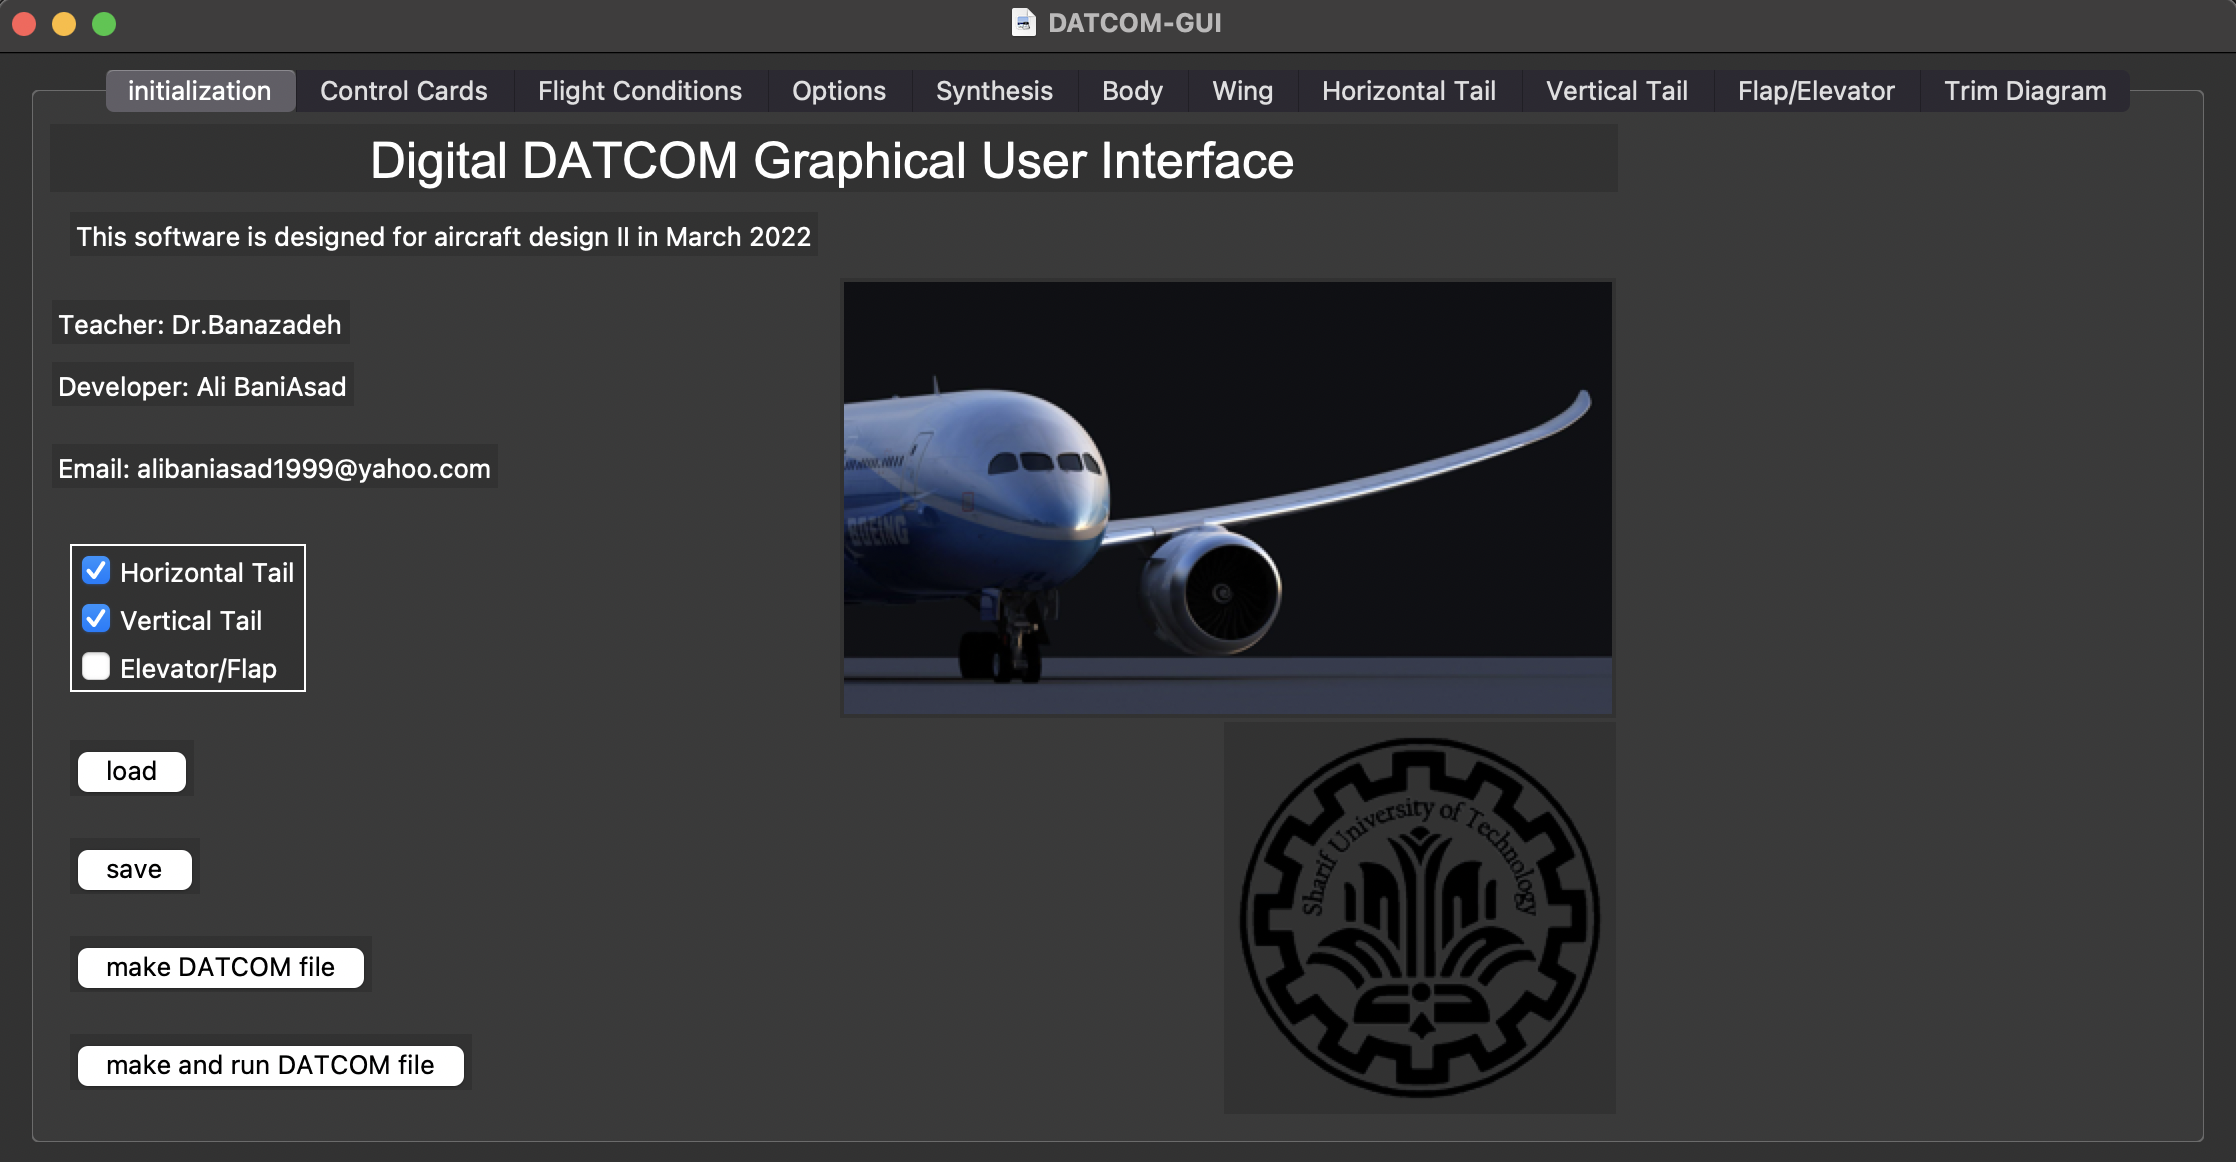

Python code for this plot:
from distutils.ccompiler import gen_lib_options
from ssl import Options
import tkinter as tk
from tkinter import ttk
from tkinter import filedialog as fd
from tkinter import filedialog
from tkinter import messagebox
from matplotlib import cm
from PIL import Image, ImageTk
from matplotlib.backends.backend_tkagg import (
    FigureCanvasTkAgg, NavigationToolbar2Tk)
# Implement the default Matplotlib key bindings.
from matplotlib.backend_bases import key_press_handler
from matplotlib.figure import Figure
import matplotlib.pyplot as plt
import csv
import numpy as np
import os
import time
import subprocess


root = tk.Tk()
root.title("DATCOM-GUI")
# root.iconbitmap("logo.ico")
root.geometry("900x650")
tabControl = ttk.Notebook(root)

# initialization
initialization = ttk.Frame(tabControl)
tabControl.add(initialization,
               text='initialization')
tabControl.pack(expand=1, fill="both")
tk.Label(initialization,
         text="Digital DATCOM Graphical User Interface",
         font=('Arial', 25)).grid(column=1, row=0, columnspan=3, sticky=tk.EW)
main_image = Image.open("B787.jpg")
mian_new_size = main_image.resize((int(1920/5), int(1080/5)))
main_img = ImageTk.PhotoImage(mian_new_size)

main_img_label = tk.Label(initialization, image=main_img)
main_img_label.image = main_image

# Position image
main_img_label.grid(column=3, rowspan=5, row=2, padx=1, pady=1, sticky=tk.E)

tk.Label(initialization, text='This software is designed for aircraft design II in March 2022').grid(column=1, row=1, padx=10, pady=10, sticky=tk.W)
tk.Label(initialization, text='Teacher: Dr.Banazadeh').grid(column=1, row=3, padx=1, pady=1, sticky=tk.W)
tk.Label(initialization, text='Developer: Ali BaniAsad').grid(column=1, row=4, padx=1, pady=1, sticky=tk.W)
tk.Label(initialization, text='Email: alibaniasad1999@yahoo.com').grid(column=1, row=5, padx=1, pady=10, sticky=tk.W)

# part of aircraft
part_of_aircraft = tk.Frame(initialization,
                         highlightbackground="black",
                         highlightthickness=1)
part_of_aircraft.grid(column=0, row=6, columnspan=4, padx=10, pady=10, sticky=tk.W)
horizontal_tail_tobe = tk.IntVar()
horizontal_tail_tobe.set(1)
vertical_tail_tobe = tk.IntVar()
vertical_tail_tobe.set(1)
elevator_tobe = tk.IntVar()
elevator_tobe.set(0)

tk.Checkbutton(part_of_aircraft, text="Horizontal Tail",
               variable=horizontal_tail_tobe).grid(column=0, row=0, sticky=tk.W)

tk.Checkbutton(part_of_aircraft, text="Vertical Tail",
               variable=vertical_tail_tobe).grid(column=0, row=1, sticky=tk.W)

tk.Checkbutton(part_of_aircraft, text="Elevator/Flap",
               variable=elevator_tobe).grid(column=0, row=2, sticky=tk.W)

BAI_image = Image.open("sharif.png")
BAI_new_size = BAI_image.resize((int(768/4), int(769/4)))
BAI_img = ImageTk.PhotoImage(BAI_new_size)

BAI_img_label = tk.Label(initialization, image=BAI_img)
BAI_img_label.image = BAI_image

# Position image
BAI_img_label.grid(column=3, rowspan=5, row=7, padx=1, pady=1, sticky=tk.E)



# control cards
control_cards = ttk.Frame(tabControl)

tabControl.add(control_cards,
               text='Control Cards')
tabControl.pack(expand=1, fill="both")
# Control Cards frames
# Dimensions unit
def setunit():
    global dim_unit_var
    if dim_unit_var.get() == 1:
        tk.Label(flight_condition, text='Imperial').grid(column=3, row=0, padx=10, pady=10, sticky=tk.W)
    else:
        tk.Label(flight_condition, text='Metric   ').grid(column=3, row=0, padx=10, pady=10, sticky=tk.W)
    global der_unit_var
    if der_unit_var.get() == 1:
        tk.Label(flight_condition, text='Degree').grid(column=4, row=0, padx=10, pady=10, sticky=tk.W)
    else:
        tk.Label(flight_condition, text='Radian').grid(column=4, row=0, padx=10, pady=10, sticky=tk.W)

    if dim_unit_var.get() == 1:
        tk.Label(options, text='Imperial').grid(column=3, row=0, padx=10, pady=10, sticky=tk.W)
    else:
        tk.Label(options, text='Metric   ').grid(column=3, row=0, padx=10, pady=10, sticky=tk.W)
    if der_unit_var.get() == 1:
        tk.Label(options, text='Degree').grid(column=4, row=0, padx=10, pady=10, sticky=tk.W)
    else:
        tk.Label(options, text='Radian').grid(column=4, row=0, padx=10, pady=10, sticky=tk.W)
    
    if dim_unit_var.get() == 1:
        tk.Label(synthesis, text='Imperial').grid(column=3, row=0, padx=10, pady=10, sticky=tk.W)
    else:
        tk.Label(synthesis, text='Metric   ').grid(column=3, row=0, padx=10, pady=10, sticky=tk.W)
    if der_unit_var.get() == 1:
        tk.Label(synthesis, text='Degree').grid(column=4, row=0, padx=10, pady=10, sticky=tk.W)
    else:
        tk.Label(synthesis, text='Radian').grid(column=4, row=0, padx=10, pady=10, sticky=tk.W)
    
    if dim_unit_var.get() == 1:
        tk.Label(body, text='Imperial').grid(column=4, row=0, padx=10, pady=10, sticky=tk.W)
    else:
        tk.Label(body, text='Metric   ').grid(column=4, row=0, padx=10, pady=10, sticky=tk.W)
    if der_unit_var.get() == 1:
        tk.Label(body, text='Degree').grid(column=5, row=0, padx=10, pady=10, sticky=tk.W)
    else:
        tk.Label(body, text='Radian').grid(column=5, row=0, padx=10, pady=10, sticky=tk.W)

    if dim_unit_var.get() == 1:
        tk.Label(wing, text='Imperial').grid(column=4, row=0, padx=10, pady=10, sticky=tk.W)
    else:
        tk.Label(wing, text='Metric   ').grid(column=4, row=0, padx=10, pady=10, sticky=tk.W)
    if der_unit_var.get() == 1:
        tk.Label(wing, text='Degree').grid(column=5, row=0, padx=10, pady=10, sticky=tk.W)
    else:
        tk.Label(wing, text='Radian').grid(column=5, row=0, padx=10, pady=10, sticky=tk.W)

    if dim_unit_var.get() == 1:
        tk.Label(horizontal_tail, text='Imperial').grid(column=4, row=0, padx=10, pady=10, sticky=tk.W)
    else:
        tk.Label(horizontal_tail, text='Metric   ').grid(column=4, row=0, padx=10, pady=10, sticky=tk.W)
    if der_unit_var.get() == 1:
        tk.Label(horizontal_tail, text='Degree').grid(column=5, row=0, padx=10, pady=10, sticky=tk.W)
    else:
        tk.Label(horizontal_tail, text='Radian').grid(column=5, row=0, padx=10, pady=10, sticky=tk.W)
    
    if dim_unit_var.get() == 1:
        tk.Label(vertical_tail, text='Imperial').grid(column=4, row=0, padx=10, pady=10, sticky=tk.W)
    else:
        tk.Label(vertical_tail, text='Metric   ').grid(column=4, row=0, padx=10, pady=10, sticky=tk.W)
    if der_unit_var.get() == 1:
        tk.Label(vertical_tail, text='Degree').grid(column=5, row=0, padx=10, pady=10, sticky=tk.W)
    else:
        tk.Label(vertical_tail, text='Radian').grid(column=5, row=0, padx=10, pady=10, sticky=tk.W)

Dimensions = tk.Frame(control_cards,
                      highlightbackground="black",
                      highlightthickness=1)
Dimensions.grid(column=0, row=1, padx=10, pady=10, sticky=tk.W)
ttk.Label(Dimensions, text="Dimensions Unit:").grid(column=0, row=0, columnspan=2, sticky=tk.N)
dim_unit_var = tk.IntVar()
dim_unit_var.set(1)
tk.Radiobutton(Dimensions, text="Imperial", padx=20, variable=dim_unit_var, value=1, command=setunit).grid(column=0, row=1, sticky=tk.W)
tk.Radiobutton(Dimensions, text="Metric ", padx=20, variable=dim_unit_var, value=2, command=setunit).grid(column=0, row=2, sticky=tk.W)

# Derivations unit
Derivations = tk.Frame(control_cards,
                       highlightbackground="black",
                       highlightthickness=1)
Derivations.grid(column=1, row=1, padx=10, pady=10, sticky=tk.W)
ttk.Label(Derivations, text="Derivations Unit:").grid(column=0, row=0, columnspan=2, sticky=tk.N)
der_unit_var = tk.IntVar()
der_unit_var.set(1)
tk.Radiobutton(Derivations, text="Degree", padx=20, variable=der_unit_var, value=1, command=setunit).grid(column=0, row=1, sticky=tk.W)
tk.Radiobutton(Derivations, text="Radian", padx=20, variable=der_unit_var, value=2, command=setunit).grid(column=0, row=2, sticky=tk.W)
unit_image = Image.open("units.png")
unit_new_size = unit_image.resize((int(2330/5), int(977/5)))
unit_img = ImageTk.PhotoImage(unit_new_size)

unit_img_label = tk.Label(control_cards, image=unit_img)
unit_img_label.image = unit_image

# Position image
unit_img_label.grid(column=0, columnspan=3, row=3, padx=1, pady=1, sticky=tk.E)

# Other Options
Other_options = tk.Frame(control_cards,
                         highlightbackground="black",
                         highlightthickness=1)
Other_options.grid(column=0, row=2, columnspan=4, padx=10, pady=10, sticky=tk.W)
dyn_der_var = tk.IntVar()
dyn_der_var.set(1)
part_var = tk.IntVar()
part_var.set(0)
build_var = tk.IntVar()
build_var.set(0)
tk.Checkbutton(Other_options, text="Dynamic Derivation(Advice: make it on)",
               variable=dyn_der_var).grid(column=0, row=0, sticky=tk.W)

tk.Checkbutton(Other_options, text="Part Module",
               variable=part_var).grid(column=0, row=1, sticky=tk.W)
tk.Checkbutton(Other_options, text="Build Module",
               variable=build_var).grid(column=0, row=2, sticky=tk.W)



# sharif = Image.open("sharif.png")
# new_size_sharif = sharif.resize((int(768*0.25), int(769*0.25)))
# sharif_img = ImageTk.PhotoImage(new_size_sharif)

# sharif_label = tk.Label(control_cards, image=sharif_img)
# sharif_label.image = sharif_img
# sharif_label.grid(column=20, columnspan=10, rowspan=30, row=5, padx=1, pady=1, sticky=tk.W)


# Flight Conditions frames
flight_condition = ttk.Frame(tabControl)

tabControl.add(flight_condition,
               text='Flight Conditions')
tabControl.pack(expand=1, fill="both")
tk.Label(flight_condition, text="Take Off Weight").grid(column=0, row=0, padx=10, pady=10)
take_off_weight = tk.Entry(flight_condition)
take_off_weight.grid(column=1, row=0, padx=0, pady=10, sticky=tk.W)

# Mach
mach_number = tk.Frame(flight_condition,
                       highlightbackground="black",
                       highlightthickness=1)
mach_number.grid(column=0, row=1, columnspan=2, padx=10, pady=10, sticky=tk.W)
tk.Label(mach_number, text="Minimum Mach Number").grid(column=0, row=0, padx=10, pady=10, sticky=tk.W)
min_mach = tk.Entry(mach_number)
min_mach.grid(column=1, row=0, padx=10, pady=10, sticky=tk.E)
tk.Label(mach_number, text="Maximum Mach Number").grid(column=0, row=1, padx=10, pady=10, sticky=tk.W)
max_mach = tk.Entry(mach_number)
max_mach.grid(column=1, row=1, padx=10, pady=10, sticky=tk.E)
tk.Label(mach_number, text="Number of Mach number (max = 20)").grid(column=0, row=2, padx=10, pady=10, sticky=tk.W)
num_mach = tk.Entry(mach_number)
num_mach.grid(column=1, row=2, padx=10, pady=10, sticky=tk.E)

# Altitude
altitude = tk.Frame(flight_condition,
                    highlightbackground="black",
                    highlightthickness=1)
altitude.grid(column=3, row=1, columnspan=2, padx=10, pady=10, sticky=tk.EW)
tk.Label(altitude, text="Minimum Altitude").grid(column=0, row=0, padx=10, pady=10, sticky=tk.W)
min_alt = tk.Entry(altitude)
min_alt.grid(column=1, row=0, padx=10, pady=10, sticky=tk.E)
tk.Label(altitude, text="Maximum Altitude").grid(column=0, row=1, padx=10, pady=10, sticky=tk.W)
max_alt = tk.Entry(altitude)
max_alt.grid(column=1, row=1, padx=10, pady=10, sticky=tk.E)
tk.Label(altitude, text="Number of Altitude (max = 20)").grid(column=0, row=2, padx=10, pady=10, sticky=tk.W)
num_alt = tk.Entry(altitude)
num_alt.grid(column=1, row=2, padx=10, pady=10, sticky=tk.E)


# Angle of attacl
angle = tk.Frame(flight_condition,
                 highlightbackground="black",
                 highlightthickness=1)
angle.grid(column=0, row=2, columnspan=2, padx=10, pady=10, sticky=tk.EW)
tk.Label(angle, text="Minimum AOA").grid(column=0, row=0, padx=38, pady=10, sticky=tk.W)
min_ang = tk.Entry(angle)
min_ang.grid(column=1, row=0, padx=0, pady=10, sticky=tk.E)
tk.Label(angle, text="Maximum AOA").grid(column=0, row=1, padx=38, pady=10, sticky=tk.W)
max_ang = tk.Entry(angle)
max_ang.grid(column=1, row=1, padx=0, pady=10, sticky=tk.E)
tk.Label(angle, text="Number of AOA (max = 20)").grid(column=0, row=2, padx=38, pady=10, sticky=tk.W)
num_ang = tk.Entry(angle)
num_ang.grid(column=1, row=2, padx=0, pady=10, sticky=tk.E)

# program looping control
looping = tk.Frame(flight_condition,
                   highlightbackground="black",
                   highlightthickness=1)
looping.grid(column=3, row=2, columnspan=2, padx=10, pady=10, sticky=tk.NSEW)
ttk.Label(looping, text="Program Looping Control").grid(column=0, row=0, columnspan=2, sticky=tk.E, pady=10)
looping_var = tk.IntVar()
looping_var.set(1)
tk.Radiobutton(looping, text="Vary Altitude and Mach together", padx=40,
               variable=looping_var, value=1).grid(column=0, row=1, sticky=tk.W)
tk.Radiobutton(looping, text="Vary Mach at fixed Altitude", padx=40,
               variable=looping_var, value=2).grid(column=0, row=2, sticky=tk.W)
tk.Radiobutton(looping, text="Vary Altitude at fixed Mach", padx=40,
               variable=looping_var, value=3).grid(column=0, row=3, sticky=tk.W)

# ground Effect
ground_effect = tk.Frame(flight_condition,
                 highlightbackground="black",
                 highlightthickness=1)
ground_effect.grid(column=0, row=3, columnspan=2, padx=10, pady=10, sticky=tk.EW)
tk.Label(ground_effect, text="Minimum height").grid(column=0, row=1, padx=38, pady=10, sticky=tk.W)
min_ge_height = tk.Entry(ground_effect)
min_ge_height.grid(column=1, row=1, padx=0, pady=10, sticky=tk.E)
tk.Label(ground_effect, text="Maximum height").grid(column=0, row=2, padx=38, pady=10, sticky=tk.W)
max_ge_height = tk.Entry(ground_effect)
max_ge_height.grid(column=1, row=2, padx=0, pady=10, sticky=tk.E)
tk.Label(ground_effect, text="Number of height (max = 20)").grid(column=0, row=3, padx=38, pady=10, sticky=tk.W)
num_ge_height = tk.Entry(ground_effect)
num_ge_height.grid(column=1, row=3, padx=0, pady=10, sticky=tk.E)
ground_effect_tobe = tk.IntVar()
ground_effect_tobe.set(0)
tk.Checkbutton(ground_effect, text="Ground Effect",
               variable=ground_effect_tobe).grid(column=0, row=0, sticky=tk.W)
# options
options = ttk.Frame(tabControl)

tabControl.add(options,
               text='Options')
tk.Label(options, text="Reference Area").grid(column=0, row=0, padx=10, pady=10)
reference_area = tk.Entry(options)
reference_area.grid(column=1, row=0, padx=0, pady=10, sticky=tk.W)

tk.Label(options, text="Mean Aerodynamic Chord").grid(column=0, row=1, padx=10, pady=10)
mean_aerodynamic_chord = tk.Entry(options)
mean_aerodynamic_chord.grid(column=1, row=1, padx=0, pady=10, sticky=tk.W)

tk.Label(options, text="Wing Span").grid(column=0, row=2, padx=10, pady=10)
wing_span = tk.Entry(options)
wing_span.grid(column=1, row=2, padx=0, pady=10, sticky=tk.W)

tk.Label(options, text="Surface Roughness").grid(column=0, row=3, padx=10, pady=10)
surface_roughness = tk.Entry(options)
surface_roughness.grid(column=1, row=3, padx=0, pady=10, sticky=tk.W)

roughness = Image.open("roughness.png")
new_size = roughness.resize((int(396*1.5), int(166*1.5)))
roughness_img = ImageTk.PhotoImage(new_size)

roughness_label = tk.Label(options, image=roughness_img)
roughness_label.image = roughness_img

# Position image
roughness_label.grid(column=0, columnspan=3, row=5, padx=1, pady=1)
# Synthesis
synthesis = ttk.Frame(tabControl)

tabControl.add(synthesis,
               text='Synthesis')
tabControl.pack(expand=1, fill="both")

tk.Label(synthesis, text="XCG").grid(column=0, row=0, padx=10, pady=10)
XCG = tk.Entry(synthesis)
XCG.grid(column=1, row=0, padx=0, pady=10, sticky=tk.W)
tk.Label(synthesis, text="Longitudinal Location of CG").grid(column=2, row=0, padx=10, pady=10, sticky=tk.W)

tk.Label(synthesis, text="ZCG").grid(column=0, row=1, padx=10, pady=10)
ZCG = tk.Entry(synthesis)
ZCG.grid(column=1, row=1, padx=0, pady=10, sticky=tk.W)
tk.Label(synthesis, text="Vertical Location of CG relative to reference plane").grid(
    column=2, row=1, padx=10, pady=10, sticky=tk.W)

tk.Label(synthesis, text="XW").grid(column=0, row=2, padx=10, pady=10)
XW = tk.Entry(synthesis)
XW.grid(column=1, row=2, padx=0, pady=10, sticky=tk.W)
tk.Label(synthesis, text="Longitudinal Location of theoretical wing Apex").grid(
    column=2, row=2, padx=10, pady=10, sticky=tk.W)

tk.Label(synthesis, text="ZW").grid(column=0, row=3, padx=10, pady=10)
ZW = tk.Entry(synthesis)
ZW.grid(column=1, row=3, padx=0, pady=10, sticky=tk.W)
tk.Label(synthesis, text="Vertical Location of theoretical wing Apex relative to reference plane").grid(
    column=2, row=3, padx=10, pady=10, sticky=tk.W)

tk.Label(synthesis, text="ALIW").grid(column=0, row=4, padx=10, pady=10)
ALIW = tk.Entry(synthesis)
ALIW.grid(column=1, row=4, padx=0, pady=10, sticky=tk.W)
tk.Label(synthesis, text="Wing root chord incidence angle measured from reference plane").grid(
    column=2, row=4, padx=10, pady=10, sticky=tk.W)

tk.Label(synthesis, text="ALIH").grid(column=0, row=5, padx=10, pady=10)
ALIH = tk.Entry(synthesis)
ALIH.grid(column=1, row=5, padx=0, pady=10, sticky=tk.W)
tk.Label(synthesis, text="Horizontal tail root chord incidence angle measured from reference plane").grid(
    column=2, row=5, padx=10, pady=10, sticky=tk.W)

tk.Label(synthesis, text="XH").grid(column=0, row=6, padx=10, pady=10)
XH = tk.Entry(synthesis)
XH.grid(column=1, row=6, padx=0, pady=10, sticky=tk.W)
tk.Label(synthesis, text="Longitudinal Location of theoretical horizontal tail Apex").grid(
    column=2, row=6, padx=10, pady=10, sticky=tk.W)

tk.Label(synthesis, text="ZH").grid(column=0, row=7, padx=10, pady=10)
ZH = tk.Entry(synthesis)
ZH.grid(column=1, row=7, padx=0, pady=10, sticky=tk.W)
tk.Label(synthesis, text="Vertical Location of theoretical horizontal tail Apex relative to reference plane").grid(
    column=2, row=7, padx=10, pady=10, sticky=tk.W)

tk.Label(synthesis, text="XV").grid(column=0, row=8, padx=10, pady=10)
XV = tk.Entry(synthesis)
XV.grid(column=1, row=8, padx=0, pady=10, sticky=tk.W)
tk.Label(synthesis, text="Longitudinal Location of theoretical vertical tail Apex").grid(
    column=2, row=8, padx=10, pady=10, sticky=tk.W)

tk.Label(synthesis, text="ZV").grid(column=0, row=9, padx=10, pady=10)
ZV = tk.Entry(synthesis)
ZV.grid(column=1, row=9, padx=0, pady=10, sticky=tk.W)
tk.Label(synthesis, text="Vertical Location of theoretical vertical tail Apex").grid(
    column=2, row=9, padx=10, pady=10, sticky=tk.W)

# vertup_frame = tk.Frame(synthesis,
# 				highlightbackground="black",
# 				highlightthickness=1)
# vertup_frame.grid(column=3, row=0, padx=10, pady=10, rowspan=2, columnspan=2, sticky=tk.EW)
# tk.Label(vertup_frame, text="Vertical plane above ref plane").grid(column=0, row=0)
# vertup = tk.StringVar()
# vertup.set(".TRUE.")
# tk.Radiobutton(vertup_frame, text="True", padx=20,
# 			   variable=vertup, value=".TRUE.").grid(column=0, row=1, sticky=tk.W)
# tk.Radiobutton(vertup_frame, text="False", padx=20,
# 			   variable=vertup, value=".FALSE.").grid(column=0, row=2, sticky=tk.W)
#
tk.Label(synthesis, text="Scale Factor").grid(column=0, row=10, padx=10, pady=10)
SCALE = tk.Entry(synthesis)
SCALE.grid(column=1, row=10, padx=0, pady=10, sticky=tk.EW)
tk.Label(synthesis, text="The program will use the scale factor to scale the input data to model dimensions").grid(
    column=2, row=10, padx=10, pady=10, sticky=tk.W)

# Body
body = ttk.Frame(tabControl)
tabControl.add(body,
               text='Body')
body_nose = tk.Frame(body,
                           highlightbackground="black",
                           highlightthickness=1)
body_nose.grid(column=0, row=0, padx=10, pady=10, rowspan=2, columnspan=2, sticky=tk.EW)
tk.Label(body_nose, text="Nose Type").grid(column=0, row=0)

body_nose_type = tk.IntVar()
body_nose_type.set(1)
tk.Radiobutton(body_nose, text="Conical Nose", padx=20,
               variable=body_nose_type, value=1).grid(column=0, row=1, sticky=tk.W)
tk.Radiobutton(body_nose, text="Ogive Nose", padx=20,
               variable=body_nose_type, value=2).grid(column=0, row=2, sticky=tk.W)

nose_len = tk.Entry(body)
nose_len.grid(column=1, row=2, padx=0, pady=10, sticky=tk.W)
tk.Label(body, text="Length of nose").grid(
    column=0, row=2, padx=10, pady=10, sticky=tk.W)

body_tail = tk.Frame(body,
                           highlightbackground="black",
                           highlightthickness=1)
body_tail.grid(column=0, row=3, padx=10, pady=10, rowspan=2, columnspan=2, sticky=tk.EW)
tk.Label(body_tail, text="Tail Type").grid(column=0, row=0)

body_tail_type = tk.IntVar()
body_tail_type.set(1)
tk.Radiobutton(body_tail, text="Conical Tail", padx=20,
               variable=body_tail_type, value=1).grid(column=0, row=1, sticky=tk.W)
tk.Radiobutton(body_tail, text="Ogive Tail", padx=20,
               variable=body_tail_type, value=2).grid(column=0, row=2, sticky=tk.W)


cylindrical_after_body_len = tk.Entry(body)
cylindrical_after_body_len.grid(column=1, row=5, padx=0, pady=10, sticky=tk.W)
tk.Label(body, text="Length of cylindrical after body").grid(
    column=0, row=5, padx=10, pady=10, sticky=tk.W)

body_type_frame = tk.Frame(body,
                           highlightbackground="black",
                           highlightthickness=1)
body_type_frame.grid(column=0, row=10, padx=10, pady=10, rowspan=2, columnspan=2, sticky=tk.EW)
tk.Label(body_type_frame, text="Body Type").grid(column=0, row=0)
body_type = tk.IntVar()
body_type.set(3)
tk.Radiobutton(body_type_frame, text="straight wing, no area rule", padx=20,
               variable=body_type, value=1).grid(column=0, row=1, sticky=tk.W)
tk.Radiobutton(body_type_frame, text="swept wing, no area rule", padx=20,
               variable=body_type, value=2).grid(column=0, row=2, sticky=tk.W)
tk.Radiobutton(body_type_frame, text="swept wing, area rule", padx=20,
               variable=body_type, value=3).grid(column=0, row=3, sticky=tk.W)

body_method_frame = tk.Frame(body,
                           highlightbackground="black",
                           highlightthickness=1)
body_method_frame.grid(column=2, row=0, padx=10, pady=10, rowspan=2, columnspan=2, sticky=tk.NSEW)
tk.Label(body_method_frame, text="Body Method").grid(column=0, row=0)
body_method = tk.IntVar()
body_method.set(2)
tk.Radiobutton(body_method_frame, text="use exiting methods", padx=20,
               variable=body_method, value=1).grid(column=0, row=1, sticky=tk.W)
tk.Radiobutton(body_method_frame, text="use jorgensen methon", padx=20,
               variable=body_method, value=2).grid(column=0, row=2, sticky=tk.W)

# body CSV
body_CSV = tk.Frame(body,
                           highlightbackground="black",
                           highlightthickness=1)
body_CSV.grid(column=2, row=2, padx=10, pady=10, rowspan=10, columnspan=2, sticky=tk.EW)
tk.Label(body_CSV, text="Insert your data to Body.csv (max = 20)\n first insert variable then your aircraft data\nVariables:\nX : Array of longitudinal Distance\nZU: Upper body\nZL:Lower body\nR: Section Equivalent Radius\nS: Section Area\nP:Section Periphery\n from R, S and P at least one is required and maximum two\nsample:\nX,1,2,3,4,5").grid(column=0, row=0, padx=10, pady=10, sticky=tk.W)


# Wing
wing = ttk.Frame(tabControl)

tabControl.add(wing,
               text='Wing')
# tabControl.pack(expand=1, fill="both")
tk.Label(wing, text="CHRDTP").grid(column=0, row=0, padx=10, pady=10)

WCHRDTP = tk.Entry(wing)
WCHRDTP.grid(column=1, row=0, padx=0, pady=10, sticky=tk.W)
tk.Label(wing, text="Chord at the Tip").grid(
    column=2, row=0, padx=10, pady=10, sticky=tk.W)

tk.Label(wing, text="CHRDR").grid(column=0, row=1, padx=10, pady=10)
WCHRDR = tk.Entry(wing)
WCHRDR.grid(column=1, row=1, padx=0, pady=10, sticky=tk.W)
tk.Label(wing, text="Chord at the Root").grid(
    column=2, row=1, padx=10, pady=10, sticky=tk.W)

tk.Label(wing, text="SSPNE").grid(column=0, row=2, padx=10, pady=10)
WSSPNE = tk.Entry(wing)
WSSPNE.grid(column=1, row=2, padx=0, pady=10, sticky=tk.W)
tk.Label(wing, text="Semi Span (Exposed)").grid(
    column=2, row=2, padx=10, pady=10, sticky=tk.W)

tk.Label(wing, text="SSPN").grid(column=0, row=3, padx=10, pady=10)
WSSPN = tk.Entry(wing)
WSSPN.grid(column=1, row=3, padx=0, pady=10, sticky=tk.W)
tk.Label(wing, text="Semi Span (Theoretical)").grid(
    column=2, row=3, padx=10, pady=10, sticky=tk.W)

tk.Label(wing, text="SAVSI").grid(column=0, row=4, padx=10, pady=10)
WSAVSI = tk.Entry(wing)
WSAVSI.grid(column=1, row=4, padx=0, pady=10, sticky=tk.W)
tk.Label(wing, text="Sweep Angle").grid(
    column=2, row=4, padx=10, pady=10, sticky=tk.W)

tk.Label(wing, text="CHSTAT").grid(column=0, row=5, padx=10, pady=10)
WCHSTAT = tk.Entry(wing)
WCHSTAT.grid(column=1, row=5, padx=0, pady=10, sticky=tk.W)
tk.Label(wing, text="Reference chord station for inboard and outboard panel sweep angles, fraction of chord ").grid(
    column=2, row=5, padx=10, pady=10, sticky=tk.W)

tk.Label(wing, text="TWISTA").grid(column=0, row=6, padx=10, pady=10)
WTWISTA = tk.Entry(wing)
WTWISTA.grid(column=1, row=6, padx=0, pady=10, sticky=tk.W)
tk.Label(wing, text="Twist angle (negative L.E rotated down) ").grid(
    column=2, row=6, padx=10, pady=10, sticky=tk.W)

tk.Label(wing, text="DHDADI").grid(column=0, row=7, padx=10, pady=10)
WDHDADI = tk.Entry(wing)
WDHDADI.grid(column=1, row=7, padx=0, pady=10, sticky=tk.W)
tk.Label(wing, text="Dihedral Angle").grid(
    column=2, row=7, padx=10, pady=10, sticky=tk.W)

wing_type_frame = tk.Frame(wing,
                           highlightbackground="black",
                           highlightthickness=1)
wing_type_frame.grid(column=0, row=8, padx=10, pady=10, rowspan=2, columnspan=2, sticky=tk.EW)
tk.Label(wing_type_frame, text="Wing Type").grid(column=0, row=0)
wing_type = tk.IntVar()
wing_type.set(1)
tk.Radiobutton(wing_type_frame, text="straight tapered platform", padx=20,
               variable=wing_type, value=1).grid(column=0, row=1, sticky=tk.W)
tk.Radiobutton(wing_type_frame, text="double delta platform AR<3", padx=20,
               variable=wing_type, value=2).grid(column=0, row=2, sticky=tk.W)
tk.Radiobutton(wing_type_frame, text="Cranked platform AR>3", padx=20,
               variable=wing_type, value=3).grid(column=0, row=3, sticky=tk.W)

# Horizontal Tail
horizontal_tail = ttk.Frame(tabControl)

tabControl.add(horizontal_tail,
               text='Horizontal Tail')
tabControl.pack(expand=1, fill="both")

tk.Label(horizontal_tail, text="CHRDTP").grid(column=0, row=0, padx=10, pady=10)

HCHRDTP = tk.Entry(horizontal_tail)
HCHRDTP.grid(column=1, row=0, padx=0, pady=10, sticky=tk.W)
tk.Label(horizontal_tail, text="Chord at the Tip").grid(
    column=2, row=0, padx=10, pady=10, sticky=tk.W)

tk.Label(horizontal_tail, text="CHRDR").grid(column=0, row=1, padx=10, pady=10)
HCHRDR = tk.Entry(horizontal_tail)
HCHRDR.grid(column=1, row=1, padx=0, pady=10, sticky=tk.W)
tk.Label(horizontal_tail, text="Chord at the Root").grid(
    column=2, row=1, padx=10, pady=10, sticky=tk.W)

tk.Label(horizontal_tail, text="SSPNE").grid(column=0, row=2, padx=10, pady=10)
HSSPNE = tk.Entry(horizontal_tail)
HSSPNE.grid(column=1, row=2, padx=0, pady=10, sticky=tk.W)
tk.Label(horizontal_tail, text="Semi Span (Exposed)").grid(
    column=2, row=2, padx=10, pady=10, sticky=tk.W)

tk.Label(horizontal_tail, text="SSPN").grid(column=0, row=3, padx=10, pady=10)
HSSPN = tk.Entry(horizontal_tail)
HSSPN.grid(column=1, row=3, padx=0, pady=10, sticky=tk.W)
tk.Label(horizontal_tail, text="Semi Span (Theoretical)").grid(
    column=2, row=3, padx=10, pady=10, sticky=tk.W)

tk.Label(horizontal_tail, text="SAVSI").grid(column=0, row=4, padx=10, pady=10)
HSAVSI = tk.Entry(horizontal_tail)
HSAVSI.grid(column=1, row=4, padx=0, pady=10, sticky=tk.W)
tk.Label(horizontal_tail, text="Sweep Angle").grid(
    column=2, row=4, padx=10, pady=10, sticky=tk.W)

tk.Label(horizontal_tail, text="CHSTAT").grid(column=0, row=5, padx=10, pady=10)
HCHSTAT = tk.Entry(horizontal_tail)
HCHSTAT.grid(column=1, row=5, padx=0, pady=10, sticky=tk.W)
tk.Label(horizontal_tail,
         text="Reference chord station for inboard and outboard panel sweep angles, fraction of chord ").grid(
    column=2, row=5, padx=10, pady=10, columnspan=2, sticky=tk.W)

tk.Label(horizontal_tail, text="TWISTA").grid(column=0, row=6, padx=10, pady=10)
HTWISTA = tk.Entry(horizontal_tail)
HTWISTA.grid(column=1, row=6, padx=0, pady=10, sticky=tk.W)
tk.Label(horizontal_tail, text="Twist angle (negative L.E rotated down) ").grid(
    column=2, row=6, padx=10, pady=10, sticky=tk.W)

tk.Label(horizontal_tail, text="DHDADI").grid(column=0, row=7, padx=10, pady=10)
HDHDADI = tk.Entry(horizontal_tail)
HDHDADI.grid(column=1, row=7, padx=0, pady=10, sticky=tk.W)
tk.Label(horizontal_tail, text="Dihedral Angle").grid(
    column=2, row=7, padx=10, pady=10, sticky=tk.W)

tk.Label(horizontal_tail, text="Airfoil").grid(column=0, row=8, padx=10, pady=10)
Hairfoil = tk.Entry(horizontal_tail)
Hairfoil.grid(column=1, row=8, padx=0, pady=10, sticky=tk.W)
tk.Label(horizontal_tail, text="Write airfoil name like: \"NACA-H-4-0012\"").grid(
    column=2, row=8, padx=10, pady=10, sticky=tk.W)

horizontal_tail_type_frame = tk.Frame(horizontal_tail,
                                      highlightbackground="black",
                                      highlightthickness=1)
horizontal_tail_type_frame.grid(column=3, row=8, padx=10, pady=10, rowspan=2, columnspan=2, sticky=tk.EW)
tk.Label(horizontal_tail_type_frame, text="Horizontal Tail Type").grid(column=0, row=0)
horizontal_tail_type = tk.IntVar()
horizontal_tail_type.set(1)
tk.Radiobutton(horizontal_tail_type_frame, text="straight tapered platform", padx=20,
               variable=horizontal_tail_type, value=1).grid(column=0, row=1, sticky=tk.W)
tk.Radiobutton(horizontal_tail_type_frame, text="double delta platform AR<3", padx=20,
               variable=horizontal_tail_type, value=2).grid(column=0, row=2, sticky=tk.W)
tk.Radiobutton(horizontal_tail_type_frame, text="Cranked platform AR>3", padx=20,
               variable=horizontal_tail_type, value=3).grid(column=0, row=3, sticky=tk.W)

# Vertical Tail
vertical_tail = ttk.Frame(tabControl)

tabControl.add(vertical_tail,
               text='Vertical Tail')
# tabControl.pack(expand=1, fill="both")

tk.Label(vertical_tail, text="CHRDTP").grid(column=0, row=0, padx=10, pady=10)
VCHRDTP = tk.Entry(vertical_tail)
VCHRDTP.grid(column=1, row=0, padx=0, pady=10, sticky=tk.W)
tk.Label(vertical_tail, text="Chord at the Tip").grid(
    column=2, row=0, padx=10, pady=10, sticky=tk.W)

tk.Label(vertical_tail, text="CHRDR").grid(column=0, row=1, padx=10, pady=10)
VCHRDR = tk.Entry(vertical_tail)
VCHRDR.grid(column=1, row=1, padx=0, pady=10, sticky=tk.W)
tk.Label(vertical_tail, text="Chord at the Root").grid(
    column=2, row=1, padx=10, pady=10, sticky=tk.W)

tk.Label(vertical_tail, text="SSPNE").grid(column=0, row=2, padx=10, pady=10)
VSSPNE = tk.Entry(vertical_tail)
VSSPNE.grid(column=1, row=2, padx=0, pady=10, sticky=tk.W)
tk.Label(vertical_tail, text="Semi Span (Exposed)").grid(
    column=2, row=2, padx=10, pady=10, sticky=tk.W)

tk.Label(vertical_tail, text="SSPN").grid(column=0, row=3, padx=10, pady=10)
VSSPN = tk.Entry(vertical_tail)
VSSPN.grid(column=1, row=3, padx=0, pady=10, sticky=tk.W)
tk.Label(vertical_tail, text="Semi Span (Theoretical)").grid(
    column=2, row=3, padx=10, pady=10, sticky=tk.W)

tk.Label(vertical_tail, text="SAVSI").grid(column=0, row=4, padx=10, pady=10)
VSAVSI = tk.Entry(vertical_tail)
VSAVSI.grid(column=1, row=4, padx=0, pady=10, sticky=tk.W)
tk.Label(vertical_tail, text="Sweep Angle").grid(
    column=2, row=4, padx=10, pady=10, sticky=tk.W)

tk.Label(vertical_tail, text="CHSTAT").grid(column=0, row=5, padx=10, pady=10)
VCHSTAT = tk.Entry(vertical_tail)
VCHSTAT.grid(column=1, row=5, padx=0, pady=10, sticky=tk.W)
tk.Label(vertical_tail,
         text="Reference chord station for inboard and outboard panel sweep angles, fraction of chord ").grid(
    column=2, row=5, padx=10, pady=10, columnspan=2, sticky=tk.W)

tk.Label(vertical_tail, text="TWISTA").grid(column=0, row=6, padx=10, pady=10)
VTWISTA = tk.Entry(vertical_tail)
VTWISTA.grid(column=1, row=6, padx=0, pady=10, sticky=tk.W)
tk.Label(vertical_tail, text="Twist angle (negative L.E rotated down) ").grid(
    column=2, row=6, padx=10, pady=10, sticky=tk.W)

tk.Label(vertical_tail, text="DHDADI").grid(column=0, row=7, padx=10, pady=10)
VDHDADI = tk.Entry(vertical_tail)
VDHDADI.grid(column=1, row=7, padx=0, pady=10, sticky=tk.W)
tk.Label(vertical_tail, text="Dihedral Angle").grid(
    column=2, row=7, padx=10, pady=10, sticky=tk.W)

tk.Label(vertical_tail, text="Airfoil").grid(column=0, row=8, padx=10, pady=10)
Vairfoil = tk.Entry(vertical_tail)
Vairfoil.grid(column=1, row=8, padx=0, pady=10, sticky=tk.W)
tk.Label(vertical_tail, text="Write airfoil name like: \"NACA-V-4-0012\"").grid(
    column=2, row=8, padx=10, pady=10, sticky=tk.W)

vertical_tail_type_frame = tk.Frame(vertical_tail,
                                    highlightbackground="black",
                                    highlightthickness=1)
vertical_tail_type_frame.grid(column=3, row=8, padx=10, pady=10, rowspan=2, columnspan=2, sticky=tk.W)
tk.Label(vertical_tail_type_frame, text="Vertical Tail Type").grid(column=0, row=0)

vertical_tail_type = tk.IntVar()
vertical_tail_type.set(1)
tk.Radiobutton(vertical_tail_type_frame, text="straight tapered platform", padx=20,
               variable=vertical_tail_type, value=1).grid(column=0, row=1, sticky=tk.W)
tk.Radiobutton(vertical_tail_type_frame, text="double delta platform AR<3", padx=20,
               variable=vertical_tail_type, value=2).grid(column=0, row=2, sticky=tk.W)
tk.Radiobutton(vertical_tail_type_frame, text="Cranked platform AR>3", padx=20,
               variable=vertical_tail_type, value=3).grid(column=0, row=3, sticky=tk.W)


# elevator 
# with tail flap work as elevator
elevator = ttk.Frame(tabControl)
tabControl.add(elevator,
               text='Flap/Elevator')

tabControl.pack(expand=1, fill="both")


elevator_type = tk.Frame(elevator,
                      highlightbackground="black",
                      highlightthickness=1)

elevator_type.grid(column=1, row=2, padx=10, pady=20, sticky=tk.W)

tk.Label(elevator_type, text="Elevator Type:").grid(column=0, row=0, padx=10, pady=10)

ele_type_var = tk.IntVar()
ele_type_var.set(1)

tk.Radiobutton(elevator_type, text="plian flaps", padx=20, variable=ele_type_var, value=1).grid(column=0, row=1, sticky=tk.W)
tk.Radiobutton(elevator_type, text="single sloted flaps", padx=20, variable=ele_type_var, value=2).grid(column=0, row=2, sticky=tk.W)
tk.Radiobutton(elevator_type, text="fowler flaps", padx=20, variable=ele_type_var, value=3).grid(column=0, row=3, sticky=tk.W)
tk.Radiobutton(elevator_type, text="double sloted flaps", padx=20, variable=ele_type_var, value=4).grid(column=0, row=4, sticky=tk.W)
tk.Radiobutton(elevator_type, text="split flaps", padx=20, variable=ele_type_var, value=5).grid(column=0, row=5, sticky=tk.W)
tk.Radiobutton(elevator_type, text="leading edge flaps", padx=20, variable=ele_type_var, value=6).grid(column=0, row=6, sticky=tk.W)
tk.Radiobutton(elevator_type, text="lesding edge slats", padx=20, variable=ele_type_var, value=7).grid(column=0, row=7, sticky=tk.W)
tk.Radiobutton(elevator_type, text="kruger", padx=20, variable=ele_type_var, value=8).grid(column=0, row=8, sticky=tk.W)

# elevator angle

elevator_angle = tk.Frame(elevator,
                       highlightbackground="black",
                       highlightthickness=1)
elevator_angle.grid(column=0, row=2, columnspan=1, padx=10, pady=10, sticky=tk.W)

tk.Label(elevator_angle, text="Minimum Elevator Angle").grid(column=0, row=0, padx=10, pady=10, sticky=tk.W)
min_ele_ang = tk.Entry(elevator_angle)
min_ele_ang.grid(column=1, row=0, padx=10, pady=10, sticky=tk.E)

tk.Label(elevator_angle, text="Maximum Elevator Angle").grid(column=0, row=1, padx=10, pady=10, sticky=tk.W)
max_ele_ang = tk.Entry(elevator_angle)
max_ele_ang.grid(column=1, row=1, padx=10, pady=10, sticky=tk.E)


tk.Label(elevator_angle, text="Number of Elevator angle (max = 9)").grid(column=0, row=2, padx=10, pady=10, sticky=tk.W)
num_ele_ang = tk.Entry(elevator_angle)
num_ele_ang.grid(column=1, row=2, padx=10, pady=10, sticky=tk.E)

# elevator data
elevator_data = tk.Frame(elevator,
                      highlightbackground="black",
                      highlightthickness=1)
elevator_data.grid(column=0, row=1, columnspan=10, padx=10, pady=10, sticky=tk.W)


tk.Label(elevator_data, text="CHRDFI").grid(column=0, row=0, padx=10, pady=10, sticky=tk.W)
CHRDFI = tk.Entry(elevator_data)
CHRDFI.grid(column=1, row=0, padx=10, pady=10, sticky=tk.E)
tk.Label(elevator_data, text="Flap chord at inboard end of flap, measured parallel to longitudinal axis").grid(column=2, row=0, padx=10, pady=10, sticky=tk.W)

tk.Label(elevator_data, text="CHRDFO").grid(column=0, row=1, padx=10, pady=10, sticky=tk.W)
CHRDFO = tk.Entry(elevator_data)
CHRDFO.grid(column=1, row=1, padx=10, pady=10, sticky=tk.E)
tk.Label(elevator_data, text="Flap chord at outboard end of flap, measured parallel to longitudinal axis").grid(column=2, row=1, padx=10, pady=10, sticky=tk.W)

tk.Label(elevator_data, text="SPANFI").grid(column=0, row=2, padx=10, pady=10, sticky=tk.W)
SPANFI = tk.Entry(elevator_data)
SPANFI.grid(column=1, row=2, padx=10, pady=10, sticky=tk.E)
tk.Label(elevator_data, text="Span location of inboard end of flap, measured perpendicular to vertical plane of symmetry").grid(column=2, row=2, padx=10, pady=10, sticky=tk.W)

tk.Label(elevator_data, text="SPANFO").grid(column=0, row=3, padx=10, pady=10, sticky=tk.W)
SPANFO = tk.Entry(elevator_data)
SPANFO.grid(column=1, row=3, padx=10, pady=10, sticky=tk.E)
tk.Label(elevator_data, text="Span location of outboard end of flap, measured perpendicular to vertical plane of symmetry").grid(column=2, row=3, padx=10, pady=10, sticky=tk.W)

tk.Label(elevator_data, text="CB").grid(column=0, row=4, padx=10, pady=10, sticky=tk.W)
CB = tk.Entry(elevator_data)
CB.grid(column=1, row=4, padx=10, pady=10, sticky=tk.E)
tk.Label(elevator_data, text="Average chord of the balance").grid(column=2, row=4, padx=10, pady=10, sticky=tk.W)

tk.Label(elevator_data, text="TC").grid(column=0, row=5, padx=10, pady=10, sticky=tk.W)
TC = tk.Entry(elevator_data)
TC.grid(column=1, row=5, padx=10, pady=10, sticky=tk.E)
tk.Label(elevator_data, text="Average thickness of the control at hinge line").grid(column=2, row=5, padx=10, pady=10, sticky=tk.W)

elevator_nose_type = tk.Frame(elevator,
                      highlightbackground="black",
                      highlightthickness=1)

elevator_nose_type.grid(column=3, row=2, padx=10, pady=20, sticky=tk.W)

tk.Label(elevator_nose_type, text="Elevator nose Type:").grid(column=0, row=0, padx=10, pady=10)

ele_nose_type_var = tk.IntVar()
ele_nose_type_var.set(1)

tk.Radiobutton(elevator_nose_type, text="round nose flap", padx=20, variable=ele_nose_type_var, value=1).grid(column=0, row=1, sticky=tk.W)
tk.Radiobutton(elevator_nose_type, text="elliptic nose flap", padx=20, variable=ele_nose_type_var, value=2).grid(column=0, row=2, sticky=tk.W)
tk.Radiobutton(elevator_nose_type, text="sharp nose flap", padx=20, variable=ele_nose_type_var, value=3).grid(column=0, row=3, sticky=tk.W)


###### Trim diagram ######
trim = ttk.Frame(tabControl)
tabControl.add(trim,
               text='Trim Diagram')

tk.Label(trim, text="This app use current data so first make sure data is loaded correctly").grid(column=0, columnspan=10, row=0, padx=10, pady=10)
trim_condition = tk.Frame(trim,
                      highlightbackground="black",
                      highlightthickness=1)
trim_condition.grid(column=0, columnspan=2, row=2, padx=5, pady=5, sticky=tk.W)
tk.Label(trim_condition, text="Trim AOA").grid(column=0,  row=1, padx=10, pady=10, sticky=tk.W)
trim_ang = tk.Entry(trim_condition)
trim_ang.grid(column=1, row=1, padx=0, pady=10, sticky=tk.W)
tk.Label(trim_condition, text="Trim Altitude").grid(column=0, row=2, padx=10, pady=10, sticky=tk.W)
trim_alt = tk.Entry(trim_condition)
trim_alt.grid(column=1, row=2, padx=10, pady=10, sticky=tk.W)
tk.Label(trim_condition, text="Trim Mach").grid(column=0, row=3, padx=10, pady=10, sticky=tk.W)
trim_mach = tk.Entry(trim_condition)
trim_mach.grid(column=1, row=3, padx=10, pady=10, sticky=tk.W)
trim_data_ploter = tk.Frame(trim,
                      highlightbackground="black",
                      highlightthickness=1)
trim_data_ploter.grid(column=0, columnspan=2, row=4, padx=5, pady=5, sticky=tk.W)

tk.Label(trim_data_ploter, text="c_l_alpha").grid(column=0, row=0, padx=5, pady=5, sticky=tk.W)
c_l_alpha_E = tk.Entry(trim_data_ploter)
c_l_alpha_E.grid(column=1, row=0, padx=5, pady=5, sticky=tk.E)

tk.Label(trim_data_ploter, text="c_l_zero").grid(column=0, row=1, padx=5, pady=5, sticky=tk.W)
c_l_zero_E = tk.Entry(trim_data_ploter)
c_l_zero_E.grid(column=1, row=1, padx=5, pady=5, sticky=tk.E)

# tk.Label(trim_data_ploter, text="c_l_ih").grid(column=0, row=2, padx=5, pady=5, sticky=tk.W)
# c_l_ih_E = tk.Entry(trim_data_ploter)
# c_l_ih_E.grid(column=1, row=2, padx=5, pady=5, sticky=tk.E)

tk.Label(trim_data_ploter, text="c_l_delta_elevator").grid(column=0, row=3, padx=5, pady=5, sticky=tk.W)
c_l_delta_elevator_E = tk.Entry(trim_data_ploter)
c_l_delta_elevator_E.grid(column=1, row=3, padx=5, pady=5, sticky=tk.E)

tk.Label(trim_data_ploter, text="c_m_alpha").grid(column=0, row=4, padx=5, pady=5, sticky=tk.W)
c_m_alpha_E = tk.Entry(trim_data_ploter)
c_m_alpha_E.grid(column=1, row=4, padx=5, pady=5, sticky=tk.E)

tk.Label(trim_data_ploter, text="c_m_zero").grid(column=0, row=5, padx=5, pady=5, sticky=tk.W)
c_m_zero_E = tk.Entry(trim_data_ploter)
c_m_zero_E.grid(column=1, row=5, padx=5, pady=5, sticky=tk.E)

# tk.Label(trim_data_ploter, text="c_m_ih").grid(column=0, row=6, padx=5, pady=5, sticky=tk.W)
# c_m_ih_E = tk.Entry(trim_data_ploter)
# c_m_ih_E.grid(column=1, row=6, padx=5, pady=5, sticky=tk.E)

tk.Label(trim_data_ploter, text="c_m_delta_elevator").grid(column=0, row=7, padx=5, pady=5, sticky=tk.W)
c_m_delta_elevator_E = tk.Entry(trim_data_ploter)
c_m_delta_elevator_E.grid(column=1, row=7, padx=5, pady=5, sticky=tk.E)

# tk.Label(trim_data_ploter, text="ih").grid(column=0, row=8, padx=5, pady=5, sticky=tk.W)
# ih_E = tk.Entry(trim_data_ploter)
# ih_E.grid(column=1, row=8, padx=5, pady=5, sticky=tk.E)

# tk.Label(trim_data_ploter, text="x_cg").grid(column=0, row=9, padx=5, pady=5, sticky=tk.W)
# x_cg_E = tk.Entry(trim_data_ploter)
# x_cg_E.grid(column=1, row=9, padx=5, pady=5, sticky=tk.E)

# c_l_alpha = 2.80
# c_l_zero = 0.1
# c_l_ih = 0.25
# c_l_delta_elevator = 0.25
# c_m_alpha = -0.78
# c_m_zero = -0.025
# c_m_ih = -0.38
# c_m_delta_elevator = -0.38
# ih = 0
# x_cg = 0.29

# delta_elevator = np.linspace(-30/180*np.pi, 15/180*np.pi, 10)
# c_l = np.linspace(-1, 2, 30)

# c_m_alpha_c_l_alpha = (c_m_alpha / c_l_alpha)

# c_m_zero_bar = c_m_zero - c_m_alpha_c_l_alpha * c_l_zero

# c_m_delta_elevator_bar = c_m_delta_elevator - c_m_alpha_c_l_alpha * c_l_delta_elevator

# c_m_ih_bar = c_m_ih - c_m_alpha_c_l_alpha * c_l_ih


# c_m = []
# for i in range(int(len(delta_elevator))):
#     c_m.append([])
#     for j in range(len(c_l)):
#         c_m[i].append(c_m_zero_bar + (c_m_alpha / c_l_alpha) * c_l[j] + c_m_delta_elevator_bar * delta_elevator[i]) 
    
# # for i in range(len(c_m)):
# #     c_m[i].reverse()

# fig, ax = plt.subplots()
# # ax.plot(c_m[ 0 ], c_l ,c_m[ 1 ], c_l ,c_m[ 2 ], c_l ,c_m[ 3 ], c_l ,c_m[ 4 ], c_l ,c_m[ 5 ], c_l ,c_m[ 6 ], c_l ,c_m[ 7 ], c_l ,c_m[ 8 ], c_l ,c_m[ 9 ], c_l)
# # ax.plot(c_m[ 0 ], c_l)
# # ax.plot(c_m[ 2 ], c_l )
# for i in c_m:
#     ax.plot(i, c_l)
# fig.legend([str(round(i, 2)) for i in delta_elevator])
# # fig.plot(c_m[ 0 ], c_l ,c_m[ 1 ], c_l ,c_m[ 2 ], c_l ,c_m[ 3 ], c_l ,c_m[ 4 ], c_l ,c_m[ 5 ], c_l ,c_m[ 6 ], c_l ,c_m[ 7 ], c_l ,c_m[ 8 ], c_l ,c_m[ 9 ], c_l)
# # fig.legend(['ele -30.0' ,'ele -25.0' ,'ele -20.0' ,'ele -15.0' ,'ele -10.0' ,'ele -5.0' ,'ele 0.0' ,'ele 5.0' ,'ele 10.0' ,'ele 15.0'])

# fig.set_dpi(100)
# ax.invert_xaxis()
# # fig.invert_xaxis()
# # fig.Figure()
# canvas = FigureCanvasTkAgg(fig, master=trim) 
# canvas.draw()
# canvas.get_tk_widget().grid(column=1, row=1, padx=10, pady=10, sticky=tk.NE)





def load():
    filetypes = (
        ('csv files', '*.csv'),
        ('All files', '*.*')
    )

    filename = fd.askopenfilename(
        title='Open a file',
        # initialdir='/',
        filetypes=filetypes)

    a = [] # data from saved data
    with open(filename) as data:
        reader = csv.reader(data)
        for i in reader:
            a.append(i)

    # Control cards
    global dim_unit_var
    if a[0][0] == "FT":
        dim_unit_var.set(1)
    else:
        dim_unit_var.set(2)

    global der_unit_var
    if a[0][1] == "DEG":
        der_unit_var.set(1)
    else:
        der_unit_var.set(2)

    global dyn_der_var
    if a[0][2] == "0":
        dyn_der_var.set(0)
    else:
        dyn_der_var.set(1)

    global part_var
    if a[0][3] == "0":
        part_var.set(0)
    else:
        part_var.set(1)

    global build_var
    if a[0][4] == "0":
        build_var.set(0)
    else:
        build_var.set(1)

    global horizontal_tail_tobe
    if a[0][5] == "0":
        horizontal_tail_tobe.set(0)
    else:
        horizontal_tail_tobe.set(1)
    
    global vertical_tail_tobe
    if a[0][6] == "0":
        vertical_tail_tobe.set(0)
    else:
        vertical_tail_tobe.set(1)

    global elevator_tobe
    if a[0][6] == "0":
        elevator_tobe.set(0)
    else:
        elevator_tobe.set(1)



    # flight condition

    take_off_weight.delete(0, tk.END)
    take_off_weight.insert(0, a[1][0])

    # mach

    min_mach.delete(0, tk.END)
    min_mach.insert(0, a[2][0])

    max_mach.delete(0, tk.END)
    # mach_len = valid_len(a[2]) - 1
    max_mach.insert(0, a[2][1])

    num_mach.delete(0, tk.END)
    num_mach.insert(0, a[2][2])

    # altitude

    min_alt.delete(0, tk.END)
    min_alt.insert(0, a[3][0])

    max_alt.delete(0, tk.END)
    # alt_len = valid_len(a[3]) - 1
    max_alt.insert(0, a[3][1])

    num_alt.delete(0, tk.END)
    num_alt.insert(0, a[3][2])

    # angle od attack

    min_ang.delete(0, tk.END)
    min_ang.insert(0, a[4][0])

    max_ang.delete(0, tk.END)
    # ang_len = valid_len(a[4]) - 1
    max_ang.insert(0, a[4][1])

    num_ang.delete(0, tk.END)
    num_ang.insert(0, a[4][2])


    global looping_var
    if a[5][0] == "1":
        looping_var.set(1)
    elif a[5][0] == "2":
        looping_var.set(2)
    else:
        looping_var.set(3)
    


    # Options

    reference_area.delete(0, tk.END)
    reference_area.insert(0, a[6][0])

    mean_aerodynamic_chord.delete(0, tk.END)
    mean_aerodynamic_chord.insert(0, a[6][1])

    wing_span.delete(0, tk.END)
    wing_span.insert(0, a[6][2])

    surface_roughness.delete(0, tk.END)
    surface_roughness.insert(0, a[6][3])

    # Synthesis

    XCG.delete(0, tk.END)
    XCG.insert(0, a[7][0])

    ZCG.delete(0, tk.END)
    ZCG.insert(0, a[7][1])

    XW.delete(0, tk.END)
    XW.insert(0, a[7][2])

    ZW.delete(0, tk.END)
    ZW.insert(0, a[7][3])

    ALIW.delete(0, tk.END)
    ALIW.insert(0, a[7][4])

    ALIH.delete(0, tk.END)
    ALIH.insert(0, a[7][5])

    XH.delete(0, tk.END)
    XH.insert(0, a[7][6])

    ZH.delete(0, tk.END)
    ZH.insert(0, a[7][7])

    XV.delete(0, tk.END)
    XV.insert(0, a[7][8])

    ZV.delete(0, tk.END)
    ZV.insert(0, a[7][9])

    SCALE.delete(0, tk.END)
    SCALE.insert(0, a[7][10])

    # Wing

    WCHRDTP.delete(0, tk.END)
    WCHRDTP.insert(0, a[8][0])

    WCHRDR.delete(0, tk.END)
    WCHRDR.insert(0, a[8][1])

    WSSPNE.delete(0, tk.END)
    WSSPNE.insert(0, a[8][2])

    WSSPN.delete(0, tk.END)
    WSSPN.insert(0, a[8][3])

    WSAVSI.delete(0, tk.END)
    WSAVSI.insert(0, a[8][4])

    WCHSTAT.delete(0, tk.END)
    WCHSTAT.insert(0, a[8][5])

    WTWISTA.delete(0, tk.END)
    WTWISTA.insert(0, a[8][6])

    WDHDADI.delete(0, tk.END)
    WDHDADI.insert(0, a[8][7])

    global wing_type
    if a[8][8] == "1":
        wing_type.set(1)
    elif a[8][8] == "2":
        wing_type.set(2)
    else:
        wing_type.set(3)

    # Horizontal Tail
    if 1:

        HCHRDTP.delete(0, tk.END)
        HCHRDTP.insert(0, a[9][0])

        HCHRDR.delete(0, tk.END)
        HCHRDR.insert(0, a[9][1])

        HSSPNE.delete(0, tk.END)
        HSSPNE.insert(0, a[9][2])

        HSSPN.delete(0, tk.END)
        HSSPN.insert(0, a[9][3])

        HSAVSI.delete(0, tk.END)
        HSAVSI.insert(0, a[9][4])

        HCHSTAT.delete(0, tk.END)
        HCHSTAT.insert(0, a[9][5])

        HTWISTA.delete(0, tk.END)
        HTWISTA.insert(0, a[9][6])

        HDHDADI.delete(0, tk.END)
        HDHDADI.insert(0, a[9][7])

        global horizontal_tail_type
        if a[9][8] == "1":
            horizontal_tail_type.set(1)
        elif a[9][8] == "2":
            horizontal_tail_type.set(2)
        else:
            horizontal_tail_type.set(3)

        Hairfoil.delete(0, tk.END)
        Hairfoil.insert(0, a[9][9])

    # Vertical Tail
    if 1:

        VCHRDTP.delete(0, tk.END)
        VCHRDTP.insert(0, a[10][0])

        VCHRDR.delete(0, tk.END)
        VCHRDR.insert(0, a[10][1])

        VSSPNE.delete(0, tk.END)
        VSSPNE.insert(0, a[10][2])

        VSSPN.delete(0, tk.END)
        VSSPN.insert(0, a[10][3])

        VSAVSI.delete(0, tk.END)
        VSAVSI.insert(0, a[10][4])

        VCHSTAT.delete(0, tk.END)
        VCHSTAT.insert(0, a[10][5])

        VTWISTA.delete(0, tk.END)
        VTWISTA.insert(0, a[10][6])

        VDHDADI.delete(0, tk.END)
        VDHDADI.insert(0, a[10][7])

        global vertical_tail_type
        if a[10][8] == "1":
            vertical_tail_type.set(1)
        elif a[10][8] == "2":
            vertical_tail_type.set(2)
        else:
            vertical_tail_type.set(3)

        Vairfoil.delete(0, tk.END)
        Vairfoil.insert(0, a[10][9])

    # Body
    global body_nose_type
    if a[11][0] == "1":
        body_nose_type.set(1)
    else:
        body_nose_type.set(2)

    nose_len.delete(0, tk.END)
    nose_len.insert(0, a[11][1])

    global body_tail_type
    if a[11][2] == "1":
        body_tail_type.set(1)
    else:
        body_tail_type.set(2)

    cylindrical_after_body_len.delete(0, tk.END)
    cylindrical_after_body_len.insert(0, a[11][3])

    global body_type
    if a[11][4] == "1":
        body_type.set(1)
    elif a[11][4] == "2":
        body_type.set(2)
    else:
        body_type.set(3)

    global body_method
    if a[11][5] == "1":
        body_method.set(1)
    else:
        body_method.set(2)

    # elevator
    if  1:

        global ele_type_var
        if a[12][0] == "1":
            ele_type_var.set(1)
        elif a[12][0] == "2":
            ele_type_var.set(2)
        elif a[12][0] == "3":
            ele_type_var.set(3)
        elif a[12][0] == "4":
            ele_type_var.set(4)
        elif a[12][0] == "5":
            ele_type_var.set(5)
        elif a[12][0] == "6":
            ele_type_var.set(6)
        elif a[12][0] == "7":
            ele_type_var.set(7)
        else:
            ele_type_var.set(8)


        # elevator degree
        min_ele_ang.delete(0, tk.END)
        min_ele_ang.insert(0, a[12][1])

        max_ele_ang.delete(0, tk.END)
        max_ele_ang.insert(0, a[12][2])

        num_ele_ang.delete(0, tk.END)
        num_ele_ang.insert(0, a[12][3])

        # elevator data
        CHRDFI.delete(0, tk.END)
        CHRDFI.insert(0, a[12][4]) 

        CHRDFO.delete(0, tk.END)
        CHRDFO.insert(0, a[12][5]) 

        SPANFI.delete(0, tk.END)
        SPANFI.insert(0, a[12][6]) 

        SPANFO.delete(0, tk.END)
        SPANFO.insert(0, a[12][7]) 

        CB.delete(0, tk.END)
        CB.insert(0, a[12][8]) 

        TC.delete(0, tk.END)
        TC.insert(0, a[12][9]) 

        global ele_nose_type_var
        if a[12][10] == "1":
            ele_nose_type_var.set(1)
        elif a[12][10] == "2":
            ele_nose_type_var.set(2)
        else:
            ele_nose_type_var.set(3)

        # trim condition

        trim_mach.delete(0, tk.END)
        trim_mach.insert(0, a[13][0])

        trim_alt.delete(0, tk.END)
        trim_alt.insert(0, a[13][1])

        trim_ang.delete(0, tk.END)
        trim_ang.insert(0, a[13][2])
    
    global ground_effect_tobe
    if a[14][0] == "1":
        ground_effect_tobe.set(1)
    else:
        ground_effect_tobe.set(0)


    min_ge_height.delete(0, tk.END)
    min_ge_height.insert(0, a[14][1])

    max_ge_height.delete(0, tk.END)
    max_ge_height.insert(0, a[14][2])

    num_ge_height.delete(0, tk.END)
    num_ge_height.insert(0, a[14][3])

    if dim_unit_var.get() == 1:
        tk.Label(flight_condition, text='Imperial').grid(column=3, row=0, padx=10, pady=10, sticky=tk.W)
    else:
        tk.Label(flight_condition, text='Metric   ').grid(column=3, row=0, padx=10, pady=10, sticky=tk.W)
    if der_unit_var.get() == 1:
        tk.Label(flight_condition, text='Degree').grid(column=4, row=0, padx=10, pady=10, sticky=tk.W)
    else:
        tk.Label(flight_condition, text='Radian').grid(column=4, row=0, padx=10, pady=10, sticky=tk.W)

    if dim_unit_var.get() == 1:
        tk.Label(options, text='Imperial').grid(column=3, row=0, padx=10, pady=10, sticky=tk.W)
    else:
        tk.Label(options, text='Metric   ').grid(column=3, row=0, padx=10, pady=10, sticky=tk.W)
    if der_unit_var.get() == 1:
        tk.Label(options, text='Degree').grid(column=4, row=0, padx=10, pady=10, sticky=tk.W)
    else:
        tk.Label(options, text='Radian').grid(column=4, row=0, padx=10, pady=10, sticky=tk.W)
    
    if dim_unit_var.get() == 1:
        tk.Label(synthesis, text='Imperial').grid(column=3, row=0, padx=10, pady=10, sticky=tk.W)
    else:
        tk.Label(synthesis, text='Metric   ').grid(column=3, row=0, padx=10, pady=10, sticky=tk.W)
    if der_unit_var.get() == 1:
        tk.Label(synthesis, text='Degree').grid(column=4, row=0, padx=10, pady=10, sticky=tk.W)
    else:
        tk.Label(synthesis, text='Radian').grid(column=4, row=0, padx=10, pady=10, sticky=tk.W)
    
    if dim_unit_var.get() == 1:
        tk.Label(body, text='Imperial').grid(column=4, row=0, padx=10, pady=10, sticky=tk.W)
    else:
        tk.Label(body, text='Metric   ').grid(column=4, row=0, padx=10, pady=10, sticky=tk.W)
    if der_unit_var.get() == 1:
        tk.Label(body, text='Degree').grid(column=5, row=0, padx=10, pady=10, sticky=tk.W)
    else:
        tk.Label(body, text='Radian').grid(column=5, row=0, padx=10, pady=10, sticky=tk.W)

    if dim_unit_var.get() == 1:
        tk.Label(wing, text='Imperial').grid(column=4, row=0, padx=10, pady=10, sticky=tk.W)
    else:
        tk.Label(wing, text='Metric   ').grid(column=4, row=0, padx=10, pady=10, sticky=tk.W)
    if der_unit_var.get() == 1:
        tk.Label(wing, text='Degree').grid(column=5, row=0, padx=10, pady=10, sticky=tk.W)
    else:
        tk.Label(wing, text='Radian').grid(column=5, row=0, padx=10, pady=10, sticky=tk.W)

    if dim_unit_var.get() == 1:
        tk.Label(horizontal_tail, text='Imperial').grid(column=4, row=0, padx=10, pady=10, sticky=tk.W)
    else:
        tk.Label(horizontal_tail, text='Metric   ').grid(column=4, row=0, padx=10, pady=10, sticky=tk.W)
    if der_unit_var.get() == 1:
        tk.Label(horizontal_tail, text='Degree').grid(column=5, row=0, padx=10, pady=10, sticky=tk.W)
    else:
        tk.Label(horizontal_tail, text='Radian').grid(column=5, row=0, padx=10, pady=10, sticky=tk.W)
    
    if dim_unit_var.get() == 1:
        tk.Label(vertical_tail, text='Imperial').grid(column=4, row=0, padx=10, pady=10, sticky=tk.W)
    else:
        tk.Label(vertical_tail, text='Metric   ').grid(column=4, row=0, padx=10, pady=10, sticky=tk.W)
    if der_unit_var.get() == 1:
        tk.Label(vertical_tail, text='Degree').grid(column=5, row=0, padx=10, pady=10, sticky=tk.W)
    else:
        tk.Label(vertical_tail, text='Radian').grid(column=5, row=0, padx=10, pady=10, sticky=tk.W)


    



def save():
    data_saver = [[]]

    # Control Cards

    global dim_unit_var
    if dim_unit_var.get() == 1:
        data_saver[0].append("FT")
    else:
        data_saver[0].append("M")

    global der_unit_var
    if der_unit_var.get() == 1:
        data_saver[0].append("DEG")
    else:
        data_saver[0].append("RAD")

    global dyn_der_var
    if der_unit_var.get() == 0:
        data_saver[0].append("0")
    else:
        data_saver[0].append("1")

    global part_var
    if part_var.get() == 0:
        data_saver[0].append("0")
    else:
        data_saver[0].append("1")

    global build_var
    if build_var.get() == 0:
        data_saver[0].append("0")
    else:
        data_saver[0].append("1")

    global horizontal_tail_tobe
    if horizontal_tail_tobe.get() == 0:
        data_saver[0].append("0")
    else:
        data_saver[0].append("1")

    
    global vertical_tail_tobe
    if vertical_tail_tobe.get() == 0:
        data_saver[0].append("0")
    else:
        data_saver[0].append("1")

    global elevator_tobe
    if elevator_tobe.get() == 0:
        data_saver[0].append("0")
    else:
        data_saver[0].append("1")


    # Flight condition

    data_saver.append([])
    data_saver[1].append(take_off_weight.get())

    # Mach
    data_saver.append([min_mach.get(), max_mach.get(), num_mach.get()])

    # Altitude
    data_saver.append([min_alt.get(), max_alt.get(), num_alt.get()])

    # Angle of Attack
    data_saver.append([min_ang.get(), max_ang.get(), num_ang.get()])

    # looping
    global looping_var
    if looping_var.get() == 1:
        data_saver.append("1")
    elif looping_var.get() == 2:
        data_saver.append("2")
    else:
        data_saver.append("3")

    # Options
    data_saver.append([])

    data_saver[6].append(reference_area.get())

    data_saver[6].append(mean_aerodynamic_chord.get())

    data_saver[6].append(wing_span.get())

    data_saver[6].append(surface_roughness.get())

    # Synthesis
    data_saver.append([])

    data_saver[7].append(XCG.get())

    data_saver[7].append(ZCG.get())

    data_saver[7].append(XW.get())

    data_saver[7].append(ZW.get())

    data_saver[7].append(ALIW.get())

    data_saver[7].append(ALIH.get())

    data_saver[7].append(XH.get())

    data_saver[7].append(ZH.get())

    data_saver[7].append(XV.get())

    data_saver[7].append(ZV.get())

    data_saver[7].append(SCALE.get())

    # Wing

    data_saver.append([])

    data_saver[8].append(WCHRDTP.get())

    data_saver[8].append(WCHRDR.get())

    data_saver[8].append(WSSPNE.get())

    data_saver[8].append(WSSPN.get())

    data_saver[8].append(WSAVSI.get())

    data_saver[8].append(WCHSTAT.get())

    data_saver[8].append(WTWISTA.get())

    data_saver[8].append(WDHDADI.get())

    global wing_type
    if wing_type.get() == 1:
        data_saver[8].append("1")
    elif wing_type.get() == 2:
        data_saver[8].append("2")
    else:
        data_saver[8].append("3")

    # Horizontal Tail


    data_saver.append([])

    if 1:

        data_saver[9].append(HCHRDTP.get())

        data_saver[9].append(HCHRDR.get())

        data_saver[9].append(HSSPNE.get())

        data_saver[9].append(HSSPN.get())

        data_saver[9].append(HSAVSI.get())

        data_saver[9].append(HCHSTAT.get())

        data_saver[9].append(HTWISTA.get())

        data_saver[9].append(HDHDADI.get())

        global horizontal_tail_type
        if horizontal_tail_type.get() == 1:
            data_saver[9].append("1")
        elif horizontal_tail_type.get() == 2:
            data_saver[9].append("2")
        else:
            data_saver[9].append("3")

        data_saver[9].append(Hairfoil.get())

    # Vertical Tail

    data_saver.append([])

    if 1:
        
        data_saver[10].append(VCHRDTP.get())

        data_saver[10].append(VCHRDR.get())

        data_saver[10].append(VSSPNE.get())

        data_saver[10].append(VSSPN.get())

        data_saver[10].append(VSAVSI.get())

        data_saver[10].append(VCHSTAT.get())

        data_saver[10].append(VTWISTA.get())

        data_saver[10].append(VDHDADI.get())

        global vertical_tail_type
        if vertical_tail_type.get() == 1:
            data_saver[10].append("1")
        elif vertical_tail_type.get() == 2:
            data_saver[10].append("2")
        else:
            data_saver[10].append("3")

        data_saver[10].append(Vairfoil.get())

    # Body

    data_saver.append([])

    global body_nose_type
    data_saver[11].append(body_nose_type.get())

    data_saver[11].append(nose_len.get())

    global body_tail_type
    data_saver[11].append(body_tail_type.get())

    data_saver[11].append(cylindrical_after_body_len.get())

    global body_type
    data_saver[11].append(body_type.get())

    global body_method
    data_saver[11].append(body_method.get())

    # elevator

    data_saver.append([])

    if 1:

        data_saver[12].append(str(ele_type_var.get()))

        data_saver[12].append(min_ele_ang.get())

        data_saver[12].append(max_ele_ang.get())

        data_saver[12].append(num_ele_ang.get())
        
        data_saver[12].append(CHRDFI.get())

        data_saver[12].append(CHRDFO.get())

        data_saver[12].append(SPANFI.get())

        data_saver[12].append(SPANFO.get())

        data_saver[12].append(CB.get())

        data_saver[12].append(TC.get())

        data_saver[12].append(str(ele_nose_type_var.get()))

    # trim data
    # trim condition

        data_saver.append([])

        data_saver[13].append(trim_mach.get())

        data_saver[13].append(trim_alt.get())

        data_saver[13].append(trim_ang.get())


    # Write data
    f = filedialog.asksaveasfile(mode='w', defaultextension=".csv")
    # f = open('save_data.csv', 'w', newline='')
    writer = csv.writer(f)
    for row in data_saver:
        writer.writerow(row)
    f.close()


def loop_writer(name, list_of_num, file):
    counter = 0
    file.write('%s(1) = ' % name)
    for i in list_of_num:
        file.write('%s, ' % str(i))
        counter = counter + 1
        if counter == 8:
            file.write('\n\t\t ')
            counter = 0
    file.write('\n\t\t ')


def airfoil_writer(dat_file):
    file = open('Airfoil.txt', 'r')
    airfoil = []
    for line in file:
        airfoil.append(list(map(float, line.split())))
    file.close()
    airfoil_down = []
    airfoil_up = []
    for i in airfoil[int(len(airfoil) / 2):]:
        airfoil_down.append(i)
    for i in airfoil[0:int(len(airfoil) / 2) + 1]:
        airfoil_up.append(i)
    airfoil_up.reverse()
    XCORD = []
    YUPPER = []
    YLOWER = []
    for i in range(len(airfoil)):
        if len(airfoil) > 50:
            if i % 2 == 1:
                continue
        if len(YLOWER) == 49:
            XCORD.append(airfoil_up[-1][0])
            YUPPER.append(airfoil_up[-1][1])
            YLOWER.append(airfoil_down[-1][1])
            break
        if i > (len(airfoil)-1)/2:
            break
        XCORD.append(airfoil_up[i][0])
        YUPPER.append(airfoil_up[i][1])
        YLOWER.append(airfoil_down[i][1])
        # print(i)


    TYPEIN = 1.0
    NPTS =  float(len(YUPPER))
    DWASH = 1.0

    dat_file.write(' $WGSCHR ')
    dat_file.write('TYPEIN = %s, ' % str(TYPEIN))
    dat_file.write('NPTS = %s, ' % str(NPTS))
    dat_file.write('DWASH = %s, \n\t\t ' % str(DWASH))
    loop_writer('XCORD', XCORD, dat_file)
    loop_writer('YUPPER', YUPPER, dat_file)
    loop_writer('YLOWER', YLOWER, dat_file)
    dat_file.write('$\n')


def make_datcom():
    file = filedialog.asksaveasfile(mode='w', defaultextension=".dcm")
    global datcom_file_name
    datcom_file_name = file.name
    global dim_unit_var
    if dim_unit_var.get() == 1:
        DIM = "FT"
    else:
        DIM = "M"
    # Derivatives Unit DEG = degree
    global der_unit_var
    if der_unit_var.get() == 1:
        DERIV = "DEG"
    else:
        DERIV = "RAD"

    file.write('DIM %s\n' % DIM)
    # Derivatives Unit
    file.write('DERIV %s\n' % DERIV)

    # Dynamic Derivatives
    global dyn_der_var
    if dyn_der_var.get() == 1:
        file.write('DAMP\n')

    # Add Part
    global part_var
    if part_var.get() == 1:
        file.write('PART\n')

    # Add build
    global build_var
    if build_var.get() == 1:
        file.write('BUILD\n')

    # flight condition

    # Take of weight
    WT = round(float(take_off_weight.get()), 2)

    # Mach
    NMACH = round(float(num_mach.get()), 2)

    # Array of Mach numbers

    mach_temp = np.linspace(float(min_mach.get()), float(max_mach.get()), int(num_mach.get()))
    mach_temp = mach_temp.tolist()
    MACH = [round(float(i), 3) for i in mach_temp]

    # Altitude

    NALT = round(float(num_alt.get()), 2)

    # Array of altitudes

    alt_temp = np.linspace(float(min_alt.get()), float(max_alt.get()), int(num_alt.get()))
    alt_temp = alt_temp.tolist()
    ALT = [round(float(i), 2) for i in alt_temp]

    # Angle of Attack

    NALPHA = NALT = round(float(num_ang.get()), 2)

    # Array of angle of attacks
    ang_temp = np.linspace(float(min_ang.get()), float(max_ang.get()), int(num_ang.get()))
    ang_temp = ang_temp.tolist()
    ALSCHD = [round(float(i), 2) for i in ang_temp]

    # Loop control

    global looping_var
    if looping_var.get() == 1:
        LOOP = 1.0
    elif looping_var.get() == 2:
        LOOP = 2.0
    else:
        LOOP = 3.0
    # Name list
    file.write(' $FLTCON ')
    # Take-off Weight
    file.write('WT = %s, ' % str(WT))
    # Program Looping Control
    file.write('LOOP = %s,\n\t\t ' % str(LOOP))
    # Number of Mach numbers
    file.write('NMACH = %s, ' % str(NMACH))
    # Array of Mach numbers
    loop_writer('MACH', MACH, file)
    # Number of altitudes
    file.write('NALT = %s, ' % str(NALT))
    # Array of altitudes
    loop_writer('ALT', ALT, file)
    # Number of angle of attacks
    file.write('NALPHA = %s, ' % str(NALPHA))
    # Array of angle of attacks
    loop_writer('ALSCHD', ALSCHD, file)
    # End of File
    file.write('$\n')

    # Options

    SREF = round(float(reference_area.get()), 2)
    # Mean Aerodynamic chord
    CBARR = round(float(mean_aerodynamic_chord.get()), 4)
    # Wing Span
    BLREF = round(float(wing_span.get()), 2)
    # Surface Roughness
    ROUGFC = round(float(surface_roughness.get()), 7)

    # Name list
    file.write(' $OPTINS ')
    # Refrence Area
    file.write('SREF = %s, ' % str(SREF))
    # Mean Aerodynamic chord
    file.write('CBARR = %s, ' % str(CBARR))
    # Wing Span
    file.write('BLREF = %s, ' % str(BLREF))
    # Surface Roughness
    file.write('ROUGFC = %s, ' % str(ROUGFC))
    # End of File
    file.write(' $\n')

    # Synthesis

    # Longitudinal Location of CG
    XCG_w = round(float(XCG.get()), 4)
    # Vertical Location of CG relative to reference plane
    ZCG_w = round(float(ZCG.get()), 4)
    # Longitudinal Location of theoretical wing Apex
    XW_w= round(float(XW.get()), 4)
    # Vertical Location of theoretical wing Apex relative to reference plane
    ZW_w = round(float(ZW.get()), 4)
    # wing root chord incidence angle measured from reference plane
    ALIW_w = round(float(ALIW.get()), 4)
    # horizontal tail root chord incidence angle measured from reference plane
    ALIH_w = round(float(ALIH.get()), 4)
    # Longitudinal Location of theoretical horizontal tail Apex
    XH_w = round(float(XH.get()), 4)
    # Vertical Location of theoretical horizontal tail Apex relative to reference plane
    ZH_w = round(float(ZH.get()), 4)
    # Longitudinal Location of theoretical vertical tail Apex
    XV_w = round(float(XV.get()), 4)
    # Vertical Location of theoretical vertical tail Apex
    ZV_w = round(float(ZV.get()), 4)
    # Scale factor
    SCALE_w = round(float(SCALE.get()), 4)

    # Name list
    file.write(' $SYNTHS ')
    # Longitudinal Location of CG
    file.write('XCG = %s, ' % str(XCG_w))
    # Vertical Location of CG relative to reference plane
    file.write('ZCG = %s, \n\t\t ' % str(ZCG_w))
    # Longitudinal Location of theoretical wing Apex
    file.write('XW = %s, ' % str(XW_w))
    # Vertical Location of theoretical wing Apex relative to reference plane
    file.write('ZW = %s, ' % str(ZW_w))
    # wing root chord incidence angle measured from reference plane
    file.write('ALIW = %s, \n\t\t ' % str(ALIW_w))
    # Longitudinal Location of theoretical horizontal tail Apex
    file.write('XH = %s, ' % str(XH_w))
    # Vertical Location of theoretical horizontal tail Apex relative to reference plane
    file.write('ZH = %s, ' % str(ZH_w))
    # horizontal tail root chord incidence angle measured from reference plane
    file.write('ALIH = %s, \n\t\t ' % str(ALIH_w))
    # Longitudinal Location of theoretical vertical tail Apex
    file.write('XV = %s, ' % str(XV_w))
    # Vertical Location of theoretical vertical tail Apex
    file.write('ZV = %s, \n\t\t ' % str(ZV_w))
    # Scale factor
    file.write('SCALE = %s, \n\t\t ' % str(SCALE_w))
    # Vertup
    # file.write('VERTUP = %s, ' % VERTUP)
    # End of File
    file.write(' $\n')

    # Body

    body_data = []
    with open('Body.csv', 'r') as body_file:
        body_reader = csv.reader(body_file)
        for row in body_reader:
            body_data.append(row)

    # BNOSE 1.0 conical nose, BNOSE = 2.0 ogive Nose
    global body_nose_type
    BNOSE = round(float(body_nose_type.get()), 2)
    # Length of body nose
    BLN = round(float(nose_len.get()), 4)
    # BTAIL 1.0 conical tail, BNOSE = 2.0 ogive tail
    global body_tail_type
    BTAIL = round(float(body_tail_type.get()), 4)
    # Length of cylindrical after body
    BLA = round(float(cylindrical_after_body_len.get()), 4)
    # ITYPE = 1 straight wing, no area rule
    # ITYPE = 2 swept wing, no area rule
    # ITYPE = 3 swept wing, area rule
    global body_type
    ITYPE = round(float(body_type.get()), 4)
    # Method = 1 use exiting methods
    # Method = 2 use jorgensen methon
    global body_method
    METHOD = round(float(body_method.get()), 4)

    NX = float(len(body_data[0])-1)

    # Name list
    file.write(' $BODY ')
    # Number of Sections
    file.write('NX = %s, \n\t\t ' % str(NX))
    # Body Shape
    for row in body_data:
        loop_writer(row[0], row[1:], file)

    file.write('BLN = %s, \n\t\t ' % str(BLN))

    file.write('BTAIL = %s, ' % str(BTAIL))

    file.write('ITYPE = %s, ' % str(ITYPE))

    file.write('METHOD = %s, ' % str(METHOD))

    file.write('$\n')

    # Wing

    # Chord Tip
    CHRDTP = round(float(WCHRDTP.get()), 4)
    # Chord Root
    CHRDR = round(float(WCHRDR.get()), 4)
    # Semi Span (Exposed)
    SSPNE = round(float(WSSPNE.get()), 4)
    # Semi Span (Theoretical)
    SSPN = round(float(WSSPN.get()), 4)
    # Sweep Angle
    SAVSI = round(float(WSAVSI.get()), 4)
    # Reference chord station for inboard and outboard panel sweep angles, fraction of chord
    CHSTAT = round(float(WCHSTAT.get()), 4)
    # Twist angle (negative L.E rotated down)
    TWISTA = round(float(WTWISTA.get()), 4)
    # Dihedral Angle
    DHDADI = round(float(WDHDADI.get()), 4)
    # TYPE = 1.0 straight tapered platform
    # TYPE = 2.0 double delta platform AR<3
    # TYPE = 3.0 Cranked platform AR>3
    TYPE = round(float(wing_type.get()), 2)

    # Name list
    file.write(' $WGPLNF ')
    file.write('CHRDTP = %s, ' % str(CHRDTP))
    file.write('CHRDR = %s,\n\t\t ' % str(CHRDR))
    file.write('SSPNE = %s, ' % str(SSPNE))
    file.write('SSPN = %s,\n\t\t ' % str(SSPN))
    file.write('SAVSI = %s, ' % str(SAVSI))
    file.write('CHSTAT = %s,\n\t\t ' % str(CHSTAT))
    file.write('TWISTA = %s, ' % str(TWISTA))
    file.write('DHDADI = %s,\n\t\t ' % str(DHDADI))
    file.write('TYPE = %s,' % str(TYPE))
    # End of File
    file.write('$\n')

    airfoil_writer(file)

    if horizontal_tail_tobe.get() == 1:
        # Horizontal tail

        # Chord Tip
        CHRDTP = round(float(HCHRDTP.get()), 4)
        # Chord Root
        CHRDR = round(float(HCHRDR.get()), 4)
        # Semi Span (Exposed)
        SSPNE = round(float(HSSPNE.get()), 4)
        # Semi Span (Theoretical)
        SSPN = round(float(HSSPN.get()), 4)
        # Sweep Angle
        SAVSI = round(float(HSAVSI.get()), 4)
        # Reference chord station for inboard and outboard panel sweep angles, fraction of chord
        CHSTAT = round(float(HCHSTAT.get()), 4)
        # Twist angle (negative L.E rotated down)
        TWISTA = round(float(HTWISTA.get()), 4)
        # Dihedral Angle
        DHDADI = round(float(HDHDADI.get()), 4)
        # TYPE = 1.0 straight tapered platform
        # TYPE = 2.0 double delta platform AR<3
        # TYPE = 3.0 Cranked platform AR>3
        TYPE = round(float(horizontal_tail_type.get()), 2)
        HorizontalTailAirfoil = Hairfoil.get()

        # Name list
        file.write(' $HTPLNF ')
        file.write('CHRDTP = %s, ' % str(CHRDTP))
        file.write('CHRDR = %s,\n\t\t ' % str(CHRDR))
        file.write('SSPNE = %s, ' % str(SSPNE))
        file.write('SSPN = %s,\n\t\t ' % str(SSPN))
        file.write('SAVSI = %s, ' % str(SAVSI))
        file.write('CHSTAT = %s,\n\t\t ' % str(CHSTAT))
        file.write('TWISTA = %s, ' % str(TWISTA))
        file.write('DHDADI = %s,\n\t\t ' % str(DHDADI))
        file.write('TYPE = %s,' % str(TYPE))
        # End of File
        file.write('$\n')
        file.write(HorizontalTailAirfoil)
        file.write('\n')

    if vertical_tail_tobe.get() == 1:
    # Vertical tail

        # Chord Tip
        CHRDTP = round(float(VCHRDTP.get()), 4)
        # Chord Root
        CHRDR = round(float(VCHRDR.get()), 4)
        # Semi Span (Exposed)
        SSPNE = round(float(VSSPNE.get()), 4)
        # Semi Span (Theoretical)
        SSPN = round(float(VSSPN.get()), 4)
        # Sweep Angle
        SAVSI = round(float(VSAVSI.get()), 4)
        # Reference chord station for inboard and outboard panel sweep angles, fraction of chord
        CHSTAT = round(float(VCHSTAT.get()), 4)
        # Twist angle (negative L.E rotated down)
        TWISTA = round(float(VTWISTA.get()), 4)
        # Dihedral Angle
        DHDADI = round(float(VDHDADI.get()), 4)
        # TYPE = 1.0 straight tapered platform
        # TYPE = 2.0 double delta platform AR<3
        # TYPE = 3.0 Cranked platform AR>3
        TYPE = round(float(vertical_tail_type.get()), 2)
        VerticalTailAirfoil = Vairfoil.get()

        # Name list
        file.write(' $VTPLNF ')
        file.write('CHRDTP = %s, ' % str(CHRDTP))
        file.write('CHRDR = %s,\n\t\t ' % str(CHRDR))
        file.write('SSPNE = %s, ' % str(SSPNE))
        file.write('SSPN = %s,\n\t\t ' % str(SSPN))
        file.write('SAVSI = %s, ' % str(SAVSI))
        file.write('CHSTAT = %s,\n\t\t ' % str(CHSTAT))
        file.write('TWISTA = %s, ' % str(TWISTA))
        file.write('DHDADI = %s,\n\t\t ' % str(DHDADI))
        file.write('TYPE = %s,' % str(TYPE))
        # End of File
        file.write('$\n')
        file.write(VerticalTailAirfoil)
        file.write('\n')

    if elevator_tobe.get() == 1:
    # elevator 
    # 
        FTYPE = round(float(ele_type_var.get()), 4)
        # Number of deflection MAX 9
        NDELTA = round(float(num_ele_ang.get()), 4)
        # Flap Deflection
        DELTA = np.linspace(float(min_ele_ang.get()), float(max_ele_ang.get()), int(num_ele_ang.get()))
        # Flap chord at inboard end of flap, measured parallel to longitudinal axis
        ECHRDFI =round(float(CHRDFI.get()), 4) 
        # Flap chord at outboard end of flap, measured parallel to longitudinal axis
        ECHRDFO = round(float(CHRDFO.get()), 4)
        # Span location of inboard end of flap, measured perpendicular to vertical plane of symmetry
        ESPANFI = round(float(SPANFI.get()), 4)
        # Span location of outboard end of flap, measured perpendicular to vertical plane of symmetry
        ESPANFO = round(float(SPANFO.get()), 4)
        # Average chord of the balance
        ECB = round(float(CB.get()), 4)
        # Average thickness of the control at hinge line
        ETC = round(float(TC.get()), 4)
        # NTYPE = 1.0 round nose flap
        # NTYPE = 2.0 elliptic nose flap
        # NTYPE = 3.0 sharp nose flap
        ENTYPE = round(float(ele_nose_type_var.get()), 4)


        file.write(' $SYMFLP ')
        file.write('FTYPE = %s,\n\t\t ' % str(FTYPE))
        file.write('NDELTA = %s,\n\t\t ' % str(NDELTA))
        loop_writer('DELTA', DELTA, file)
        file.write('CHRDFI = %s, ' % str(ECHRDFI))
        file.write('CHRDFO = %s,\n\t\t ' % str(ECHRDFO))
        file.write('SPANFI = %s, ' % str(ESPANFI))
        file.write('SPANFO = %s,\n\t\t ' % str(ESPANFO))
        file.write('CB = %s, ' % str(ECB))
        file.write('TC = %s, ' % str(ETC))
        file.write('NTYPE = %s, ' % str(ENTYPE))
        # End of File
        file.write('$\n')

    messagebox.showinfo(title="Saved", message="Done")

def load_trim_data():


    # get data from DATCOM file
    file = open('export/Trim_diag.out', 'r')
    data = []
    for line in file:
        temp = list(line.split())
        if '0' in temp:
            temp.remove('0')
        data.append(temp)
    file.close()

    data = [ele for ele in data if ele != []]
    for i in data:
        if 'ALPHA' in i:
            alpha_index = int(i.index('ALPHA'))
            if 'CL' in i:
                cl_index = int(i.index('CL'))
                cm_index = int(i.index('CM'))
                cla_index = int(i.index('CLA'))
                cma_index = int(i.index('CMA'))
                alpha_array = [float(data[int(data.index(i))+1][alpha_index]), float(data[int(data.index(i))+2][alpha_index])]
                cl_array = [float(data[int(data.index(i))+1][cl_index]), float(data[int(data.index(i))+2][cl_index])]
                cm_array = [float(data[int(data.index(i))+1][cm_index]), float(data[int(data.index(i))+2][cm_index])]
                cla_array = [float(data[int(data.index(i))+1][cla_index]), float(data[int(data.index(i))+2][cla_index])]
                cma_array = [float(data[int(data.index(i))+1][cma_index]), float(data[int(data.index(i))+2][cma_index])]
                if alpha_array[1] > alpha_array[0]:
                    c_m_zero_data = cm_array[0]
                    c_l_zero_data = cl_array[0]
                    c_l_alpha_data = cla_array[1]
                    c_m_alpha_data = cma_array[1]
                else:
                    c_m_zero_data = cm_array[1]
                    c_l_zero_data = cl_array[2]
                    c_l_alpha_data = cla_array[2]
                    c_m_alpha_data = cma_array[2]
                break

    for i in data:
        if ('DELTA' and 'D(CL)') in i:
            elevator_datcom_data = data[int(data.index(i)) : int(data.index(i)) + int(num_ele_ang.get())]

    elevator_deflection_index = int(elevator_datcom_data[0].index('DELTA'))
    elevator_delta_cl_index = int(elevator_datcom_data[0].index('D(CL)'))
    elevator_delta_cm_index = int(elevator_datcom_data[0].index('D(CM)'))
    elevator_deflection_array = []
    elevator_delta_cl_array = []
    elevator_delta_cm_array = []
    for i in elevator_datcom_data[1:]:
        elevator_deflection_array.append(float(i[elevator_deflection_index]))
        elevator_delta_cl_array.append(float(i[elevator_delta_cl_index]))
        elevator_delta_cm_array.append(float(i[elevator_delta_cm_index]))

    x = np.array(elevator_deflection_array)
    y = np.array(elevator_delta_cl_array)

    p_cl = np.polyfit(x, y, 1)

    x = np.array(elevator_deflection_array)
    y = np.array(elevator_delta_cm_array)

    p_cm = np.polyfit(x, y, 1)

    c_l_alpha_E.delete(0, tk.END)
    c_l_alpha_E.insert(0, str(c_l_alpha_data))

    c_l_zero_E.delete(0, tk.END)
    c_l_zero_E.insert(0, str(c_l_zero_data))

    c_l_delta_elevator_E.delete(0, tk.END)
    c_l_delta_elevator_E.insert(0, str(p_cl[0]))

    c_m_alpha_E.delete(0, tk.END)
    c_m_alpha_E.insert(0, str(c_m_alpha_data))

    c_m_zero_E.delete(0, tk.END)
    c_m_zero_E.insert(0, str(c_m_zero_data))

    c_m_delta_elevator_E.delete(0, tk.END)
    c_m_delta_elevator_E.insert(0, str(p_cm[0]))




def make_datcom_trim():
    file = open('export/Trim_diag.dcm', 'w')
    global dim_unit_var
    if dim_unit_var.get() == 1:
        DIM = "FT"
    else:
        DIM = "M"
    # Derivatives Unit DEG = degree
    global der_unit_var
    if der_unit_var.get() == 1:
        DERIV = "DEG"
    else:
        DERIV = "RAD"

    file.write('DIM %s\n' % DIM)
    # Derivatives Unit
    file.write('DERIV %s\n' % DERIV)

    # Dynamic Derivatives
    file.write('DAMP\n')

    # Add Part
    # file.write('PART\n')

    # # Add build
    # file.write('BUILD\n')

    # flight condition

    # Take of weight
    WT = round(float(take_off_weight.get()), 2)

    # Mach
    NMACH = round(float(1), 2)

    # Array of Mach numbers

    mach_temp = np.linspace(float(trim_mach.get()), float(trim_mach.get()), 1)
    mach_temp = mach_temp.tolist()
    MACH = [round(float(i), 3) for i in mach_temp]

    # Altitude

    NALT = round(float(num_alt.get()), 2)

    # Array of altitudes

    alt_temp = np.linspace(float(trim_alt.get()), float(trim_alt.get()), 1)
    alt_temp = alt_temp.tolist()
    ALT = [round(float(i), 2) for i in alt_temp]

    # Angle of Attack

    NALPHA = NALT = round(float(num_ang.get()), 2)

    # Array of angle of attacks
    ang_temp = np.linspace(0.0, float(trim_ang.get()), 2)
    ang_temp = ang_temp.tolist()
    ALSCHD = [round(float(i), 2) for i in ang_temp]

    # Loop control

    global looping_var

    LOOP = 1.0

    # Name list
    file.write(' $FLTCON ')
    # Take-off Weight
    file.write('WT = %s, ' % str(WT))
    # Program Looping Control
    file.write('LOOP = %s,\n\t\t ' % str(LOOP))
    # Number of Mach numbers
    file.write('NMACH = %s, ' % str('1.0'))
    # Array of Mach numbers
    loop_writer('MACH', MACH, file)
    # Number of altitudes
    file.write('NALT = %s, ' % str('1.0'))
    # Array of altitudes
    loop_writer('ALT', ALT, file)
    # Number of angle of attacks
    file.write('NALPHA = %s, ' % str('2.0'))
    # Array of angle of attacks
    loop_writer('ALSCHD', ALSCHD, file)
    # End of File
    file.write('$\n')

    # Options

    SREF = round(float(reference_area.get()), 2)
    # Mean Aerodynamic chord
    CBARR = round(float(mean_aerodynamic_chord.get()), 4)
    # Wing Span
    BLREF = round(float(wing_span.get()), 2)
    # Surface Roughness
    ROUGFC = round(float(surface_roughness.get()), 7)

    # Name list
    file.write(' $OPTINS ')
    # Refrence Area
    file.write('SREF = %s, ' % str(SREF))
    # Mean Aerodynamic chord
    file.write('CBARR = %s, ' % str(CBARR))
    # Wing Span
    file.write('BLREF = %s, ' % str(BLREF))
    # Surface Roughness
    file.write('ROUGFC = %s, ' % str(ROUGFC))
    # End of File
    file.write(' $\n')

    # Synthesis

    # Longitudinal Location of CG
    XCG_w = round(float(XCG.get()), 4)
    # Vertical Location of CG relative to reference plane
    ZCG_w = round(float(ZCG.get()), 4)
    # Longitudinal Location of theoretical wing Apex
    XW_w= round(float(XW.get()), 4)
    # Vertical Location of theoretical wing Apex relative to reference plane
    ZW_w = round(float(ZW.get()), 4)
    # wing root chord incidence angle measured from reference plane
    ALIW_w = round(float(ALIW.get()), 4)
    # horizontal tail root chord incidence angle measured from reference plane
    ALIH_w = round(float(ALIH.get()), 4)
    # Longitudinal Location of theoretical horizontal tail Apex
    XH_w = round(float(XH.get()), 4)
    # Vertical Location of theoretical horizontal tail Apex relative to reference plane
    ZH_w = round(float(ZH.get()), 4)
    # Longitudinal Location of theoretical vertical tail Apex
    XV_w = round(float(XV.get()), 4)
    # Vertical Location of theoretical vertical tail Apex
    ZV_w = round(float(ZV.get()), 4)
    # Scale factor
    SCALE_w = round(float(SCALE.get()), 4)

    # Name list
    file.write(' $SYNTHS ')
    # Longitudinal Location of CG
    file.write('XCG = %s, ' % str(XCG_w))
    # Vertical Location of CG relative to reference plane
    file.write('ZCG = %s, \n\t\t ' % str(ZCG_w))
    # Longitudinal Location of theoretical wing Apex
    file.write('XW = %s, ' % str(XW_w))
    # Vertical Location of theoretical wing Apex relative to reference plane
    file.write('ZW = %s, ' % str(ZW_w))
    # wing root chord incidence angle measured from reference plane
    file.write('ALIW = %s, \n\t\t ' % str(ALIW_w))
    # Longitudinal Location of theoretical horizontal tail Apex
    file.write('XH = %s, ' % str(XH_w))
    # Vertical Location of theoretical horizontal tail Apex relative to reference plane
    file.write('ZH = %s, ' % str(ZH_w))
    # horizontal tail root chord incidence angle measured from reference plane
    file.write('ALIH = %s, \n\t\t ' % str(ALIH_w))
    # Longitudinal Location of theoretical vertical tail Apex
    file.write('XV = %s, ' % str(XV_w))
    # Vertical Location of theoretical vertical tail Apex
    file.write('ZV = %s, \n\t\t ' % str(ZV_w))
    # Scale factor
    file.write('SCALE = %s, \n\t\t ' % str(SCALE_w))
    # Vertup
    # file.write('VERTUP = %s, ' % VERTUP)
    # End of File
    file.write(' $\n')

    # Body

    body_data = []
    with open('Body.csv', 'r') as body_file:
        body_reader = csv.reader(body_file)
        for row in body_reader:
            body_data.append(row)

    # BNOSE 1.0 conical nose, BNOSE = 2.0 ogive Nose
    global body_nose_type
    BNOSE = round(float(body_nose_type.get()), 2)
    # Length of body nose
    BLN = round(float(nose_len.get()), 4)
    # BTAIL 1.0 conical tail, BNOSE = 2.0 ogive tail
    global body_tail_type
    BTAIL = round(float(body_tail_type.get()), 4)
    # Length of cylindrical after body
    BLA = round(float(cylindrical_after_body_len.get()), 4)
    # ITYPE = 1 straight wing, no area rule
    # ITYPE = 2 swept wing, no area rule
    # ITYPE = 3 swept wing, area rule
    global body_type
    ITYPE = round(float(body_type.get()), 4)
    # Method = 1 use exiting methods
    # Method = 2 use jorgensen methon
    global body_method
    METHOD = round(float(body_method.get()), 4)

    NX = float(len(body_data[0])-1)

    # Name list
    file.write(' $BODY ')
    # Number of Sections
    file.write('NX = %s, \n\t\t ' % str(NX))
    # Body Shape
    for row in body_data:
        loop_writer(row[0], row[1:], file)

    file.write('BLN = %s, \n\t\t ' % str(BLN))

    file.write('BTAIL = %s, ' % str(BTAIL))

    file.write('ITYPE = %s, ' % str(ITYPE))

    file.write('METHOD = %s, ' % str(METHOD))

    file.write('$\n')

    # Wing

    # Chord Tip
    CHRDTP = round(float(WCHRDTP.get()), 4)
    # Chord Root
    CHRDR = round(float(WCHRDR.get()), 4)
    # Semi Span (Exposed)
    SSPNE = round(float(WSSPNE.get()), 4)
    # Semi Span (Theoretical)
    SSPN = round(float(WSSPN.get()), 4)
    # Sweep Angle
    SAVSI = round(float(WSAVSI.get()), 4)
    # Reference chord station for inboard and outboard panel sweep angles, fraction of chord
    CHSTAT = round(float(WCHSTAT.get()), 4)
    # Twist angle (negative L.E rotated down)
    TWISTA = round(float(WTWISTA.get()), 4)
    # Dihedral Angle
    DHDADI = round(float(WDHDADI.get()), 4)
    # TYPE = 1.0 straight tapered platform
    # TYPE = 2.0 double delta platform AR<3
    # TYPE = 3.0 Cranked platform AR>3
    TYPE = round(float(wing_type.get()), 2)

    # Name list
    file.write(' $WGPLNF ')
    file.write('CHRDTP = %s, ' % str(CHRDTP))
    file.write('CHRDR = %s,\n\t\t ' % str(CHRDR))
    file.write('SSPNE = %s, ' % str(SSPNE))
    file.write('SSPN = %s,\n\t\t ' % str(SSPN))
    file.write('SAVSI = %s, ' % str(SAVSI))
    file.write('CHSTAT = %s,\n\t\t ' % str(CHSTAT))
    file.write('TWISTA = %s, ' % str(TWISTA))
    file.write('DHDADI = %s,\n\t\t ' % str(DHDADI))
    file.write('TYPE = %s,' % str(TYPE))
    # End of File
    file.write('$\n')

    airfoil_writer(file)

    # Horizontal tail

    # Chord Tip
    CHRDTP = round(float(HCHRDTP.get()), 4)
    # Chord Root
    CHRDR = round(float(HCHRDR.get()), 4)
    # Semi Span (Exposed)
    SSPNE = round(float(HSSPNE.get()), 4)
    # Semi Span (Theoretical)
    SSPN = round(float(HSSPN.get()), 4)
    # Sweep Angle
    SAVSI = round(float(HSAVSI.get()), 4)
    # Reference chord station for inboard and outboard panel sweep angles, fraction of chord
    CHSTAT = round(float(HCHSTAT.get()), 4)
    # Twist angle (negative L.E rotated down)
    TWISTA = round(float(HTWISTA.get()), 4)
    # Dihedral Angle
    DHDADI = round(float(HDHDADI.get()), 4)
    # TYPE = 1.0 straight tapered platform
    # TYPE = 2.0 double delta platform AR<3
    # TYPE = 3.0 Cranked platform AR>3
    TYPE = round(float(horizontal_tail_type.get()), 2)
    HorizontalTailAirfoil = Hairfoil.get()

    # Name list
    file.write(' $HTPLNF ')
    file.write('CHRDTP = %s, ' % str(CHRDTP))
    file.write('CHRDR = %s,\n\t\t ' % str(CHRDR))
    file.write('SSPNE = %s, ' % str(SSPNE))
    file.write('SSPN = %s,\n\t\t ' % str(SSPN))
    file.write('SAVSI = %s, ' % str(SAVSI))
    file.write('CHSTAT = %s,\n\t\t ' % str(CHSTAT))
    file.write('TWISTA = %s, ' % str(TWISTA))
    file.write('DHDADI = %s,\n\t\t ' % str(DHDADI))
    file.write('TYPE = %s,' % str(TYPE))
    # End of File
    file.write('$\n')
    file.write(HorizontalTailAirfoil)
    file.write('\n')

    # Vertical tail

    # Chord Tip
    CHRDTP = round(float(VCHRDTP.get()), 4)
    # Chord Root
    CHRDR = round(float(VCHRDR.get()), 4)
    # Semi Span (Exposed)
    SSPNE = round(float(VSSPNE.get()), 4)
    # Semi Span (Theoretical)
    SSPN = round(float(VSSPN.get()), 4)
    # Sweep Angle
    SAVSI = round(float(VSAVSI.get()), 4)
    # Reference chord station for inboard and outboard panel sweep angles, fraction of chord
    CHSTAT = round(float(VCHSTAT.get()), 4)
    # Twist angle (negative L.E rotated down)
    TWISTA = round(float(VTWISTA.get()), 4)
    # Dihedral Angle
    DHDADI = round(float(VDHDADI.get()), 4)
    # TYPE = 1.0 straight tapered platform
    # TYPE = 2.0 double delta platform AR<3
    # TYPE = 3.0 Cranked platform AR>3
    TYPE = round(float(vertical_tail_type.get()), 2)
    VerticalTailAirfoil = Vairfoil.get()

    # Name list
    file.write(' $VTPLNF ')
    file.write('CHRDTP = %s, ' % str(CHRDTP))
    file.write('CHRDR = %s,\n\t\t ' % str(CHRDR))
    file.write('SSPNE = %s, ' % str(SSPNE))
    file.write('SSPN = %s,\n\t\t ' % str(SSPN))
    file.write('SAVSI = %s, ' % str(SAVSI))
    file.write('CHSTAT = %s,\n\t\t ' % str(CHSTAT))
    file.write('TWISTA = %s, ' % str(TWISTA))
    file.write('DHDADI = %s,\n\t\t ' % str(DHDADI))
    file.write('TYPE = %s,' % str(TYPE))
    # End of File
    file.write('$\n')
    file.write(VerticalTailAirfoil)
    file.write('\n')

    # elevator 
    # 
    FTYPE = round(float(ele_type_var.get()), 4)
    # Number of deflection MAX 9
    NDELTA = round(float(num_ele_ang.get()), 4)
    # Flap Deflection
    DELTA = np.linspace(float(min_ele_ang.get()), float(max_ele_ang.get()), int(num_ele_ang.get()))
    # Flap chord at inboard end of flap, measured parallel to longitudinal axis
    ECHRDFI =round(float(CHRDFI.get()), 4) 
    # Flap chord at outboard end of flap, measured parallel to longitudinal axis
    ECHRDFO = round(float(CHRDFO.get()), 4)
    # Span location of inboard end of flap, measured perpendicular to vertical plane of symmetry
    ESPANFI = round(float(SPANFI.get()), 4)
    # Span location of outboard end of flap, measured perpendicular to vertical plane of symmetry
    ESPANFO = round(float(SPANFO.get()), 4)
    # Average chord of the balance
    ECB = round(float(CB.get()), 4)
    # Average thickness of the control at hinge line
    ETC = round(float(TC.get()), 4)
    # NTYPE = 1.0 round nose flap
    # NTYPE = 2.0 elliptic nose flap
    # NTYPE = 3.0 sharp nose flap
    ENTYPE = round(float(ele_nose_type_var.get()), 4)


    file.write(' $SYMFLP ')
    file.write('FTYPE = %s,\n\t\t ' % str(FTYPE))
    file.write('NDELTA = %s,\n\t\t ' % str(NDELTA))
    loop_writer('DELTA', DELTA, file)
    file.write('CHRDFI = %s, ' % str(ECHRDFI))
    file.write('CHRDFO = %s,\n\t\t ' % str(ECHRDFO))
    file.write('SPANFI = %s, ' % str(ESPANFI))
    file.write('SPANFO = %s,\n\t\t ' % str(ESPANFO))
    file.write('CB = %s, ' % str(ECB))
    file.write('TC = %s, ' % str(ETC))
    file.write('NTYPE = %s, ' % str(ENTYPE))
    # End of File
    file.write('$\n')

    file.close()

    
    # os.system('export\Trim_diag.dcm')
    # subprocess.call('export\Trim_diag.dcm', stdin=subprocess.PIPE)


def plot_trim_data():
    c_l_alpha = float(c_l_alpha_E.get())
    c_l_zero = float(c_l_zero_E.get())
    # c_l_ih = float(c_l_ih_E.get())
    c_l_delta_elevator = float(c_l_delta_elevator_E.get())
    c_m_alpha = float(c_m_alpha_E.get())
    c_m_zero = float(c_m_zero_E.get())
    # c_m_ih = float(c_m_ih_E.get())
    c_m_delta_elevator = float(c_m_delta_elevator_E.get())
    # ih = float(ih_E.get())
    # x_cg = float(x_cg_E.get())

    delta_elevator = np.linspace(float(min_ele_ang.get()), float(max_ele_ang.get()), int(num_ele_ang.get()))
    c_l = np.linspace(0, 2, 30)

    c_m_alpha_c_l_alpha = (c_m_alpha / c_l_alpha)

    c_m_zero_bar = c_m_zero - c_m_alpha_c_l_alpha * c_l_zero

    c_m_delta_elevator_bar = c_m_delta_elevator - c_m_alpha_c_l_alpha * c_l_delta_elevator

    # c_m_ih_bar = c_m_ih - c_m_alpha_c_l_alpha * c_l_ih


    c_m = []
    for i in range(int(len(delta_elevator))):
        c_m.append([])
        for j in range(len(c_l)):
            c_m[i].append(c_m_zero_bar + (c_m_alpha / c_l_alpha) * c_l[j] + c_m_delta_elevator_bar * delta_elevator[i]) 
        


    fig, ax = plt.subplots()

    for i in c_m:
        ax.plot(i, c_l)
    fig.legend([str(round(i, 2)) for i in delta_elevator])

    fig.set_dpi(100)
    ax.invert_xaxis()
    canvas = FigureCanvasTkAgg(fig, master=trim) 
    canvas.draw()
    canvas.get_tk_widget().grid(column=5, row=1, rowspan=5, padx=10, pady=10, sticky=tk.NE)
    
    
# save trim data
def save_trim():

    data_saver = []

    data_saver.append(c_l_alpha_E.get())

    data_saver.append(c_l_zero_E.get())

    # data_saver.append(c_l_ih_E.get())

    data_saver.append(c_l_delta_elevator_E.get())

    data_saver.append(c_m_alpha_E.get())

    data_saver.append(c_m_zero_E.get())

    # data_saver.append(c_m_ih_E.get())

    data_saver.append(c_m_delta_elevator_E.get())

    # Write data
    f = filedialog.asksaveasfile(mode='w', defaultextension=".csv")
    # f = open('save_data.csv', 'w', newline='')
    writer = csv.writer(f)
    writer.writerow(data_saver)
    f.close()

def load_trim_file():
    filetypes = (
        ('csv files', '*.csv'),
        ('All files', '*.*')
    )

    filename = fd.askopenfilename(
        title='Open a file',
        # initialdir='/',
        filetypes=filetypes)

    a = [] # data from saved data
    with open(filename) as data:
        reader = csv.reader(data)
        for i in reader:
            a.append(i)

    c_l_alpha_E.delete(0, tk.END)
    c_l_alpha_E.insert(0, a[0][0])


    c_l_zero_E.delete(0, tk.END)
    c_l_zero_E.insert(0, a[0][1])

    # c_l_ih_E.delete(0, tk.END)
    # c_l_ih_E.insert(0, a[0][2])

    c_l_delta_elevator_E.delete(0, tk.END)
    c_l_delta_elevator_E.insert(0, a[0][2])

    c_m_alpha_E.delete(0, tk.END)
    c_m_alpha_E.insert(0, a[0][3])

    c_m_zero_E.delete(0, tk.END)
    c_m_zero_E.insert(0, a[0][4])

    # c_m_ih_E.delete(0, tk.END)
    # c_m_ih_E.insert(0, a[0][6])

    c_m_delta_elevator_E.delete(0, tk.END)
    c_m_delta_elevator_E.insert(0, a[0][5])

def make_run_datcom():
    make_datcom()
    global datcom_file_name
    os.system("start " + datcom_file_name)
    

if dim_unit_var.get() == 1:
    tk.Label(flight_condition, text='Imperial').grid(column=3, row=0, padx=10, pady=10, sticky=tk.W)
else:
    tk.Label(flight_condition, text='Metric   ').grid(column=3, row=0, padx=10, pady=10, sticky=tk.W)
if der_unit_var.get() == 1:
    tk.Label(flight_condition, text='Degree').grid(column=4, row=0, padx=10, pady=10, sticky=tk.W)
else:
    tk.Label(flight_condition, text='Radian').grid(column=4, row=0, padx=10, pady=10, sticky=tk.W)

if dim_unit_var.get() == 1:
    tk.Label(options, text='Imperial').grid(column=3, row=0, padx=10, pady=10, sticky=tk.W)
else:
    tk.Label(options, text='Metric   ').grid(column=3, row=0, padx=10, pady=10, sticky=tk.W)
if der_unit_var.get() == 1:
    tk.Label(options, text='Degree').grid(column=4, row=0, padx=10, pady=10, sticky=tk.W)
else:
    tk.Label(options, text='Radian').grid(column=4, row=0, padx=10, pady=10, sticky=tk.W)

if dim_unit_var.get() == 1:
    tk.Label(synthesis, text='Imperial').grid(column=3, row=0, padx=10, pady=10, sticky=tk.W)
else:
    tk.Label(synthesis, text='Metric   ').grid(column=3, row=0, padx=10, pady=10, sticky=tk.W)
if der_unit_var.get() == 1:
    tk.Label(synthesis, text='Degree').grid(column=4, row=0, padx=10, pady=10, sticky=tk.W)
else:
    tk.Label(synthesis, text='Radian').grid(column=4, row=0, padx=10, pady=10, sticky=tk.W)

if dim_unit_var.get() == 1:
    tk.Label(body, text='Imperial').grid(column=4, row=0, padx=10, pady=10, sticky=tk.W)
else:
    tk.Label(body, text='Metric   ').grid(column=4, row=0, padx=10, pady=10, sticky=tk.W)
if der_unit_var.get() == 1:
    tk.Label(body, text='Degree').grid(column=5, row=0, padx=10, pady=10, sticky=tk.W)
else:
    tk.Label(body, text='Radian').grid(column=5, row=0, padx=10, pady=10, sticky=tk.W)

if dim_unit_var.get() == 1:
    tk.Label(wing, text='Imperial').grid(column=4, row=0, padx=10, pady=10, sticky=tk.W)
else:
    tk.Label(wing, text='Metric   ').grid(column=4, row=0, padx=10, pady=10, sticky=tk.W)
if der_unit_var.get() == 1:
    tk.Label(wing, text='Degree').grid(column=5, row=0, padx=10, pady=10, sticky=tk.W)
else:
    tk.Label(wing, text='Radian').grid(column=5, row=0, padx=10, pady=10, sticky=tk.W)

if dim_unit_var.get() == 1:
    tk.Label(horizontal_tail, text='Imperial').grid(column=4, row=0, padx=10, pady=10, sticky=tk.W)
else:
    tk.Label(horizontal_tail, text='Metric   ').grid(column=4, row=0, padx=10, pady=10, sticky=tk.W)
if der_unit_var.get() == 1:
    tk.Label(horizontal_tail, text='Degree').grid(column=5, row=0, padx=10, pady=10, sticky=tk.W)
else:
    tk.Label(horizontal_tail, text='Radian').grid(column=5, row=0, padx=10, pady=10, sticky=tk.W)

if dim_unit_var.get() == 1:
    tk.Label(vertical_tail, text='Imperial').grid(column=4, row=0, padx=10, pady=10, sticky=tk.W)
else:
    tk.Label(vertical_tail, text='Metric   ').grid(column=4, row=0, padx=10, pady=10, sticky=tk.W)
if der_unit_var.get() == 1:
    tk.Label(vertical_tail, text='Degree').grid(column=5, row=0, padx=10, pady=10, sticky=tk.W)
else:
    tk.Label(vertical_tail, text='Radian').grid(column=5, row=0, padx=10, pady=10, sticky=tk.W)

def synthesis_guide():
    im = Image.open(r"synthesis.png")
    im.show()

def wing_htail_vtail_guide():
    im = Image.open(r"wing_htail_vtail.png")
    im.show() 

def flap_guide():
    im = Image.open(r"flap.png")
    im.show() 

tk.Button(synthesis, text="Guide image", command=synthesis_guide).grid(row=11, column=0, padx=10, pady=10, sticky=tk.EW)

tk.Button(wing, text="Guide image", command=wing_htail_vtail_guide).grid(row=13, column=0, padx=10, pady=10, sticky=tk.EW)

tk.Button(horizontal_tail, text="Guide image", command=wing_htail_vtail_guide).grid(row=9, column=0, padx=10, pady=10, sticky=tk.EW)

tk.Button(vertical_tail, text="Guide image", command=wing_htail_vtail_guide).grid(row=9, column=0, padx=10, pady=10, sticky=tk.EW)

tk.Button(elevator, text="Guide image", command=flap_guide).grid(row=5, column=0, padx=10, pady=10, sticky=tk.EW)

tk.Button(initialization, text="load", command=load).grid(row=7, column=1, padx=10, pady=10, sticky=tk.W)

tk.Button(initialization, text="save", command=save).grid(row=8, column=1, padx=10, pady=10, sticky=tk.W)

tk.Button(control_cards, text="save", command=save).grid(row=5, column=0, padx=10, pady=10, sticky=tk.EW)

# tk.Button(flight_condition, text="save", command=save).grid(row=5, column=0, padx=10, pady=10, sticky=tk.EW)

tk.Button(initialization, text="make DATCOM file", command=make_datcom).grid(row=9, column=1, padx=10, pady=10, sticky=tk.W)

tk.Button(initialization, text="make and run DATCOM file", command=make_run_datcom).grid(row=10, column=1, padx=10, pady=10, sticky=tk.W)

tk.Button(options, text="save", command=save).grid(row=6, column=0, padx=10, pady=10, sticky=tk.EW)

tk.Button(synthesis, text="save", command=save).grid(row=11, column=1, padx=10, pady=10, sticky=tk.EW)

tk.Button(body, text="save", command=save).grid(row=13, column=0, padx=10, pady=10, sticky=tk.EW)

tk.Button(wing, text="save", command=save).grid(row=13, column=1, padx=10, pady=10, sticky=tk.EW)

tk.Button(horizontal_tail, text="save", command=save).grid(row=9, column=1, padx=10, pady=10, sticky=tk.EW)

tk.Button(vertical_tail, text="save", command=save).grid(row=9, column=1, padx=10, pady=10, sticky=tk.EW)

tk.Button(elevator, text="save", command=save).grid(row=5, column=1, padx=10, pady=10, sticky=tk.EW)

tk.Button(trim, text="Make DATCOM file", command=make_datcom_trim).grid(row=5, column=0, padx=5, pady=5)

tk.Button(trim, text="load data from .out file", command=load_trim_data).grid(row=6, column=0, padx=5, pady=5)

tk.Button(trim, text="plot trim diagram", command=plot_trim_data).grid(row=7, column=0, padx=5, pady=5)

tk.Button(trim, text="save trim diagram data", command=save_trim).grid(row=8, column=0, padx=5, pady=5)

tk.Button(trim, text="load trim diagram data", command=load_trim_file).grid(row=9, column=0, padx=5, pady=5)

root.mainloop()
